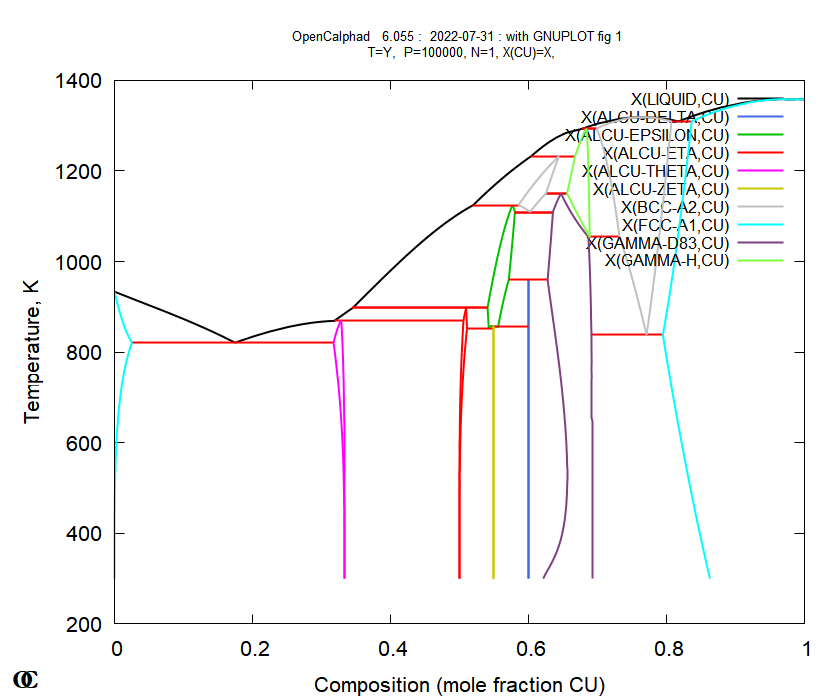

This chart was generated by the following gnuplot code:
# GNUPLOT file generated by OpenCalphad
# OpenCalphad   6.055 :  2022-07-31 : with GNUPLOT fig 1
# subroutine ocplot2B
set terminal wxt size 840,700 font "Arial,16"
#set terminal pdf color solid size 6,5 enhanced font "Arial,16"
#set output "ocgnu.pdf"
set title "OpenCalphad   6.055 :  2022-07-31 : with GNUPLOT fig 1 \n T=Y,  P=100000, N=1, X(CU)=X," font "Arial,10" 
set origin 0.0, 0.0 
set size   1.0000,   1.0000
set xlabel "Composition (mole fraction CU)"
set ylabel "Temperature-K"
set label "~O{.0  C}" at screen 0.02, 0.03 font "Garamond Bold,20"
set key top right font "Arial,12"
set style line  1 lt  1 lc rgb "#000000" lw 2 pt 10
set style line  2 lt  1 lc rgb "#4169E1" lw 2 pt 6
set style line  3 lt  1 lc rgb "#00C000" lw 2 pt 3
set style line  4 lt  1 lc rgb "#FF0000" lw 2 pt 2
set style line  5 lt  1 lc rgb "#FF00FF" lw 2 pt 4
set style line  6 lt  1 lc rgb "#C8C800" lw 2 pt 5
set style line  7 lt  1 lc rgb "#C0C0C0" lw 2 pt 7
set style line  8 lt  1 lc rgb "#00FFFF" lw 2 pt 8
set style line  9 lt  1 lc rgb "#804080" lw 2 pt 9
set style line 10 lt  1 lc rgb "#7CFF40" lw 2 pt 1
# for invariants, faded read
set style line 100 lt 1 lc rgb "#FF3333" lw 3 pt 1

# Some useful GNUPLOT commands for editing the figure
# This is a dashed line (on pdf/wxt):
# set style line 15 lt 0 lc rgb "#C8C800" lw 2 pt 2

# set pointsize 0.6
# set label "text" at 0.5, 0.5 rotate by 60 font "arial,12"
# set xrange [0.5 : 0.7] 
# Adding manually a line and keep scaling:
# set arrow x0, y0 to x1,y1 nohead linestyle 1
# Add a red dot at 0.1,1000:
# set obj 1 circle fc rgb "#FF0000" fs sol size 0.02 noclip at 1,1
# Plotting symbols instead of line:
# ... using 2:i with points pt 7 ps 3 
# set multiplot
# set xrange [] writeback
#  ... plot someting
# set xrange restore
#  ... plot more using same axis scaling 
# unset multiplot



# begin of data with lines    935
$OCT220731102356 << EOD
KEYS:  Temperature-K X(LIQUID,CU) X(ALCU-DELTA,CU) X(ALCU-EPSILON,CU) X(ALCU-ETA,CU) X(ALCU-THETA,CU) X(ALCU-ZETA,CU) X(BCC-A2,CU) X(FCC-A1,CU) X(GAMMA-D83,CU) X(GAMMA-H,CU) 
 # First line: ALCU_ETA ALCU_THETA
   1    8.000000E+02 NaN  NaN  NaN     5.034336E-01    3.309100E-01 NaN  NaN  NaN  NaN  NaN 
   2    8.000010E+02 NaN  NaN  NaN     5.034336E-01    3.309100E-01 NaN  NaN  NaN  NaN  NaN 
   3    8.000210E+02 NaN  NaN  NaN     5.034342E-01    3.309095E-01 NaN  NaN  NaN  NaN  NaN 
   4    8.000610E+02 NaN  NaN  NaN     5.034354E-01    3.309086E-01 NaN  NaN  NaN  NaN  NaN 
   5    8.001410E+02 NaN  NaN  NaN     5.034377E-01    3.309066E-01 NaN  NaN  NaN  NaN  NaN 
   6    8.017410E+02 NaN  NaN  NaN     5.034850E-01    3.308677E-01 NaN  NaN  NaN  NaN  NaN 
   7    8.049410E+02 NaN  NaN  NaN     5.035809E-01    3.307884E-01 NaN  NaN  NaN  NaN  NaN 
   8    8.113410E+02 NaN  NaN  NaN     5.037775E-01    3.306241E-01 NaN  NaN  NaN  NaN  NaN 
   9    8.213410E+02 NaN  NaN  NaN     5.040978E-01    3.303518E-01 NaN  NaN  NaN  NaN  NaN 
  10    8.313410E+02 NaN  NaN  NaN     5.044343E-01    3.300598E-01 NaN  NaN  NaN  NaN  NaN 
  11    8.413410E+02 NaN  NaN  NaN     5.047869E-01    3.297473E-01 NaN  NaN  NaN  NaN  NaN 
  12    8.513410E+02 NaN  NaN  NaN     5.051555E-01    3.294135E-01 NaN  NaN  NaN  NaN  NaN 
  13    8.613410E+02 NaN  NaN  NaN     5.055401E-01    3.290577E-01 NaN  NaN  NaN  NaN  NaN 
  14    8.690040E+02    0.000000E+00    0.000000E+00    0.000000E+00    5.058456E-01    3.287696E-01    0.000000E+00    0.000000E+00    0.000000E+00    0.000000E+00    0.000000E+00
# shift of line   1


  15    8.690040E+02    0.000000E+00    0.000000E+00    0.000000E+00    3.287696E-01    0.000000E+00    0.000000E+00    0.000000E+00    0.000000E+00    0.000000E+00    0.000000E+00
  16    8.690040E+02    0.000000E+00    0.000000E+00    0.000000E+00    5.058456E-01    0.000000E+00    0.000000E+00    0.000000E+00    0.000000E+00    0.000000E+00    0.000000E+00
  17    8.690040E+02    0.000000E+00    0.000000E+00    0.000000E+00    3.185673E-01    0.000000E+00    0.000000E+00    0.000000E+00    0.000000E+00    0.000000E+00    0.000000E+00
# shift of line   2


  18    8.000000E+02 NaN  NaN  NaN     5.034336E-01    3.309100E-01 NaN  NaN  NaN  NaN  NaN 
  19    7.999990E+02 NaN  NaN  NaN     5.034336E-01    3.309101E-01 NaN  NaN  NaN  NaN  NaN 
  20    7.999790E+02 NaN  NaN  NaN     5.034330E-01    3.309105E-01 NaN  NaN  NaN  NaN  NaN 
  21    7.999390E+02 NaN  NaN  NaN     5.034318E-01    3.309115E-01 NaN  NaN  NaN  NaN  NaN 
  22    7.998590E+02 NaN  NaN  NaN     5.034294E-01    3.309134E-01 NaN  NaN  NaN  NaN  NaN 
  23    7.982590E+02 NaN  NaN  NaN     5.033826E-01    3.309518E-01 NaN  NaN  NaN  NaN  NaN 
  24    7.950590E+02 NaN  NaN  NaN     5.032902E-01    3.310273E-01 NaN  NaN  NaN  NaN  NaN 
  25    7.886590E+02 NaN  NaN  NaN     5.031103E-01    3.311728E-01 NaN  NaN  NaN  NaN  NaN 
  26    7.786590E+02 NaN  NaN  NaN     5.028421E-01    3.313862E-01 NaN  NaN  NaN  NaN  NaN 
  27    7.686590E+02 NaN  NaN  NaN     5.025895E-01    3.315832E-01 NaN  NaN  NaN  NaN  NaN 
  28    7.586590E+02 NaN  NaN  NaN     5.023524E-01    3.317648E-01 NaN  NaN  NaN  NaN  NaN 
  29    7.486590E+02 NaN  NaN  NaN     5.021304E-01    3.319316E-01 NaN  NaN  NaN  NaN  NaN 
  30    7.386590E+02 NaN  NaN  NaN     5.019231E-01    3.320845E-01 NaN  NaN  NaN  NaN  NaN 
  31    7.286590E+02 NaN  NaN  NaN     5.017303E-01    3.322242E-01 NaN  NaN  NaN  NaN  NaN 
  32    7.186590E+02 NaN  NaN  NaN     5.015515E-01    3.323515E-01 NaN  NaN  NaN  NaN  NaN 
  33    7.086590E+02 NaN  NaN  NaN     5.013862E-01    3.324672E-01 NaN  NaN  NaN  NaN  NaN 
  34    6.986590E+02 NaN  NaN  NaN     5.012339E-01    3.325720E-01 NaN  NaN  NaN  NaN  NaN 
  35    6.886590E+02 NaN  NaN  NaN     5.010942E-01    3.326666E-01 NaN  NaN  NaN  NaN  NaN 
  36    6.786590E+02 NaN  NaN  NaN     5.009665E-01    3.327517E-01 NaN  NaN  NaN  NaN  NaN 
  37    6.686590E+02 NaN  NaN  NaN     5.008501E-01    3.328281E-01 NaN  NaN  NaN  NaN  NaN 
  38    6.586590E+02 NaN  NaN  NaN     5.007446E-01    3.328962E-01 NaN  NaN  NaN  NaN  NaN 
  39    6.486590E+02 NaN  NaN  NaN     5.006492E-01    3.329569E-01 NaN  NaN  NaN  NaN  NaN 
  40    6.386590E+02 NaN  NaN  NaN     5.005634E-01    3.330106E-01 NaN  NaN  NaN  NaN  NaN 
  41    6.286590E+02 NaN  NaN  NaN     5.004866E-01    3.330580E-01 NaN  NaN  NaN  NaN  NaN 
  42    6.186590E+02 NaN  NaN  NaN     5.004182E-01    3.330997E-01 NaN  NaN  NaN  NaN  NaN 
  43    6.086590E+02 NaN  NaN  NaN     5.003575E-01    3.331361E-01 NaN  NaN  NaN  NaN  NaN 
  44    5.986590E+02 NaN  NaN  NaN     5.003039E-01    3.331678E-01 NaN  NaN  NaN  NaN  NaN 
  45    5.886590E+02 NaN  NaN  NaN     5.002569E-01    3.331952E-01 NaN  NaN  NaN  NaN  NaN 
  46    5.786590E+02 NaN  NaN  NaN     5.002158E-01    3.332188E-01 NaN  NaN  NaN  NaN  NaN 
  47    5.686590E+02 NaN  NaN  NaN     5.001802E-01    3.332389E-01 NaN  NaN  NaN  NaN  NaN 
  48    5.586590E+02 NaN  NaN  NaN     5.001494E-01    3.332561E-01 NaN  NaN  NaN  NaN  NaN 
  49    5.486590E+02 NaN  NaN  NaN     5.001230E-01    3.332706E-01 NaN  NaN  NaN  NaN  NaN 
  50    5.386590E+02 NaN  NaN  NaN     5.001006E-01    3.332828E-01 NaN  NaN  NaN  NaN  NaN 
  51    5.286590E+02 NaN  NaN  NaN     5.000816E-01    3.332929E-01 NaN  NaN  NaN  NaN  NaN 
  52    5.186590E+02 NaN  NaN  NaN     5.000656E-01    3.333013E-01 NaN  NaN  NaN  NaN  NaN 
  53    5.086590E+02 NaN  NaN  NaN     5.000523E-01    3.333082E-01 NaN  NaN  NaN  NaN  NaN 
  54    4.986590E+02 NaN  NaN  NaN     5.000414E-01    3.333138E-01 NaN  NaN  NaN  NaN  NaN 
  55    4.886590E+02 NaN  NaN  NaN     5.000324E-01    3.333183E-01 NaN  NaN  NaN  NaN  NaN 
  56    4.786590E+02 NaN  NaN  NaN     5.000251E-01    3.333219E-01 NaN  NaN  NaN  NaN  NaN 
  57    4.686590E+02 NaN  NaN  NaN     5.000192E-01    3.333247E-01 NaN  NaN  NaN  NaN  NaN 
  58    4.586590E+02 NaN  NaN  NaN     5.000146E-01    3.333269E-01 NaN  NaN  NaN  NaN  NaN 
  59    4.486590E+02 NaN  NaN  NaN     5.000109E-01    3.333286E-01 NaN  NaN  NaN  NaN  NaN 
  60    4.386590E+02 NaN  NaN  NaN     5.000080E-01    3.333299E-01 NaN  NaN  NaN  NaN  NaN 
  61    4.286590E+02 NaN  NaN  NaN     5.000058E-01    3.333309E-01 NaN  NaN  NaN  NaN  NaN 
  62    4.186590E+02 NaN  NaN  NaN     5.000042E-01    3.333316E-01 NaN  NaN  NaN  NaN  NaN 
  63    4.086590E+02 NaN  NaN  NaN     5.000030E-01    3.333322E-01 NaN  NaN  NaN  NaN  NaN 
  64    3.986590E+02 NaN  NaN  NaN     5.000020E-01    3.333325E-01 NaN  NaN  NaN  NaN  NaN 
  65    3.886590E+02 NaN  NaN  NaN     5.000014E-01    3.333328E-01 NaN  NaN  NaN  NaN  NaN 
  66    3.786590E+02 NaN  NaN  NaN     5.000009E-01    3.333330E-01 NaN  NaN  NaN  NaN  NaN 
  67    3.686590E+02 NaN  NaN  NaN     5.000006E-01    3.333331E-01 NaN  NaN  NaN  NaN  NaN 
  68    3.586590E+02 NaN  NaN  NaN     5.000004E-01    3.333332E-01 NaN  NaN  NaN  NaN  NaN 
  69    3.486590E+02 NaN  NaN  NaN     5.000002E-01    3.333333E-01 NaN  NaN  NaN  NaN  NaN 
  70    3.386590E+02 NaN  NaN  NaN     5.000001E-01    3.333333E-01 NaN  NaN  NaN  NaN  NaN 
  71    3.286590E+02 NaN  NaN  NaN     5.000001E-01    3.333333E-01 NaN  NaN  NaN  NaN  NaN 
  72    3.186590E+02 NaN  NaN  NaN     5.000000E-01    3.333333E-01 NaN  NaN  NaN  NaN  NaN 
  73    3.086590E+02 NaN  NaN  NaN     5.000000E-01    3.333333E-01 NaN  NaN  NaN  NaN  NaN 
  74    3.000000E+02    0.000000E+00    0.000000E+00    0.000000E+00    5.000000E-01    3.333333E-01    0.000000E+00    0.000000E+00    0.000000E+00    0.000000E+00    0.000000E+00
# shift of line   3


  75    1.124068E+03 NaN  NaN     5.766542E-01 NaN  NaN  NaN     5.853053E-01 NaN  NaN  NaN 
  76    1.124067E+03 NaN  NaN     5.766547E-01 NaN  NaN  NaN     5.853075E-01 NaN  NaN  NaN 
  77    1.124047E+03 NaN  NaN     5.766648E-01 NaN  NaN  NaN     5.853501E-01 NaN  NaN  NaN 
  78    1.124007E+03 NaN  NaN     5.766849E-01 NaN  NaN  NaN     5.854348E-01 NaN  NaN  NaN 
  79    1.123927E+03 NaN  NaN     5.767245E-01 NaN  NaN  NaN     5.856023E-01 NaN  NaN  NaN 
  80    1.122327E+03 NaN  NaN     5.774105E-01 NaN  NaN  NaN     5.885318E-01 NaN  NaN  NaN 
  81    1.119127E+03 NaN  NaN     5.784334E-01 NaN  NaN  NaN     5.930101E-01 NaN  NaN  NaN 
  82    1.112727E+03 NaN  NaN     5.798668E-01 NaN  NaN  NaN     5.995540E-01 NaN  NaN  NaN 
  83    1.109320E+03    0.000000E+00    0.000000E+00    5.804582E-01    0.000000E+00    0.000000E+00    0.000000E+00    6.023638E-01    0.000000E+00    0.000000E+00    0.000000E+00
# shift of line   4


  84    1.109320E+03    0.000000E+00    0.000000E+00    0.000000E+00    6.354816E-01    0.000000E+00    0.000000E+00    0.000000E+00    0.000000E+00    0.000000E+00    0.000000E+00
  85    1.109320E+03    0.000000E+00    0.000000E+00    0.000000E+00    6.023638E-01    0.000000E+00    0.000000E+00    0.000000E+00    0.000000E+00    0.000000E+00    0.000000E+00
  86    1.109320E+03    0.000000E+00    0.000000E+00    0.000000E+00    5.804582E-01    0.000000E+00    0.000000E+00    0.000000E+00    0.000000E+00    0.000000E+00    0.000000E+00
# shift of line   5


  87    1.124068E+03    5.196064E-01 NaN     5.766541E-01 NaN  NaN  NaN  NaN  NaN  NaN  NaN 
  88    1.124067E+03    5.196052E-01 NaN     5.766539E-01 NaN  NaN  NaN  NaN  NaN  NaN  NaN 
  89    1.124047E+03    5.195808E-01 NaN     5.766483E-01 NaN  NaN  NaN  NaN  NaN  NaN  NaN 
  90    1.124007E+03    5.195321E-01 NaN     5.766372E-01 NaN  NaN  NaN  NaN  NaN  NaN  NaN 
  91    1.123927E+03    5.194347E-01 NaN     5.766151E-01 NaN  NaN  NaN  NaN  NaN  NaN  NaN 
  92    1.122327E+03    5.175077E-01 NaN     5.761767E-01 NaN  NaN  NaN  NaN  NaN  NaN  NaN 
  93    1.119127E+03    5.137628E-01 NaN     5.753265E-01 NaN  NaN  NaN  NaN  NaN  NaN  NaN 
  94    1.112727E+03    5.066471E-01 NaN     5.737175E-01 NaN  NaN  NaN  NaN  NaN  NaN  NaN 
  95    1.102727E+03    4.963169E-01 NaN     5.713972E-01 NaN  NaN  NaN  NaN  NaN  NaN  NaN 
  96    1.092727E+03    4.867139E-01 NaN     5.692580E-01 NaN  NaN  NaN  NaN  NaN  NaN  NaN 
  97    1.082727E+03    4.776634E-01 NaN     5.672588E-01 NaN  NaN  NaN  NaN  NaN  NaN  NaN 
  98    1.072727E+03    4.690481E-01 NaN     5.653719E-01 NaN  NaN  NaN  NaN  NaN  NaN  NaN 
  99    1.062727E+03    4.607844E-01 NaN     5.635778E-01 NaN  NaN  NaN  NaN  NaN  NaN  NaN 
 100    1.052727E+03    4.528100E-01 NaN     5.618620E-01 NaN  NaN  NaN  NaN  NaN  NaN  NaN 
 101    1.042727E+03    4.450770E-01 NaN     5.602134E-01 NaN  NaN  NaN  NaN  NaN  NaN  NaN 
 102    1.032727E+03    4.375475E-01 NaN     5.586235E-01 NaN  NaN  NaN  NaN  NaN  NaN  NaN 
 103    1.022727E+03    4.301907E-01 NaN     5.570852E-01 NaN  NaN  NaN  NaN  NaN  NaN  NaN 
 104    1.012727E+03    4.229810E-01 NaN     5.555931E-01 NaN  NaN  NaN  NaN  NaN  NaN  NaN 
 105    1.002727E+03    4.158969E-01 NaN     5.541423E-01 NaN  NaN  NaN  NaN  NaN  NaN  NaN 
 106    9.927269E+02    4.089198E-01 NaN     5.527290E-01 NaN  NaN  NaN  NaN  NaN  NaN  NaN 
 107    9.827269E+02    4.020336E-01 NaN     5.513499E-01 NaN  NaN  NaN  NaN  NaN  NaN  NaN 
 108    9.727269E+02    3.952238E-01 NaN     5.500020E-01 NaN  NaN  NaN  NaN  NaN  NaN  NaN 
 109    9.627269E+02    3.884777E-01 NaN     5.486831E-01 NaN  NaN  NaN  NaN  NaN  NaN  NaN 
 110    9.527269E+02    3.817834E-01 NaN     5.473909E-01 NaN  NaN  NaN  NaN  NaN  NaN  NaN 
 111    9.427269E+02    3.751302E-01 NaN     5.461235E-01 NaN  NaN  NaN  NaN  NaN  NaN  NaN 
 112    9.327269E+02    3.685079E-01 NaN     5.448794E-01 NaN  NaN  NaN  NaN  NaN  NaN  NaN 
 113    9.227269E+02    3.619069E-01 NaN     5.436570E-01 NaN  NaN  NaN  NaN  NaN  NaN  NaN 
 114    9.127269E+02    3.553189E-01 NaN     5.424551E-01 NaN  NaN  NaN  NaN  NaN  NaN  NaN 
 115    9.027269E+02    3.487359E-01 NaN     5.412729E-01 NaN  NaN  NaN  NaN  NaN  NaN  NaN 
 116    8.980744E+02    3.456726E-01    0.000000E+00    5.407292E-01    0.000000E+00    0.000000E+00    0.000000E+00    0.000000E+00    0.000000E+00    0.000000E+00    0.000000E+00
# shift of line   6


 117    8.980744E+02    0.000000E+00    0.000000E+00    0.000000E+00    5.097096E-01    0.000000E+00    0.000000E+00    0.000000E+00    0.000000E+00    0.000000E+00    0.000000E+00
 118    8.980744E+02    0.000000E+00    0.000000E+00    0.000000E+00    5.407292E-01    0.000000E+00    0.000000E+00    0.000000E+00    0.000000E+00    0.000000E+00    0.000000E+00
 119    8.980744E+02    0.000000E+00    0.000000E+00    0.000000E+00    3.456726E-01    0.000000E+00    0.000000E+00    0.000000E+00    0.000000E+00    0.000000E+00    0.000000E+00
# shift of line   7


 120    1.054225E+03 NaN  NaN  NaN  NaN  NaN  NaN     7.320396E-01 NaN  NaN     6.888068E-01
 121    1.054226E+03 NaN  NaN  NaN  NaN  NaN  NaN     7.320395E-01 NaN  NaN     6.888068E-01
 122    1.054246E+03 NaN  NaN  NaN  NaN  NaN  NaN     7.320377E-01 NaN  NaN     6.888066E-01
 123    1.054286E+03 NaN  NaN  NaN  NaN  NaN  NaN     7.320341E-01 NaN  NaN     6.888062E-01
 124    1.054366E+03 NaN  NaN  NaN  NaN  NaN  NaN     7.320270E-01 NaN  NaN     6.888054E-01
 125    1.055966E+03 NaN  NaN  NaN  NaN  NaN  NaN     7.318833E-01 NaN  NaN     6.887893E-01
 126    1.059166E+03 NaN  NaN  NaN  NaN  NaN  NaN     7.315947E-01 NaN  NaN     6.887569E-01
 127    1.065566E+03 NaN  NaN  NaN  NaN  NaN  NaN     7.310117E-01 NaN  NaN     6.886913E-01
 128    1.075566E+03 NaN  NaN  NaN  NaN  NaN  NaN     7.300849E-01 NaN  NaN     6.885864E-01
 129    1.085566E+03 NaN  NaN  NaN  NaN  NaN  NaN     7.291377E-01 NaN  NaN     6.884784E-01
 130    1.095566E+03 NaN  NaN  NaN  NaN  NaN  NaN     7.281692E-01 NaN  NaN     6.883671E-01
 131    1.105566E+03 NaN  NaN  NaN  NaN  NaN  NaN     7.271766E-01 NaN  NaN     6.882523E-01
 132    1.115566E+03 NaN  NaN  NaN  NaN  NaN  NaN     7.261595E-01 NaN  NaN     6.881336E-01
 133    1.125566E+03 NaN  NaN  NaN  NaN  NaN  NaN     7.251159E-01 NaN  NaN     6.880107E-01
 134    1.135566E+03 NaN  NaN  NaN  NaN  NaN  NaN     7.240428E-01 NaN  NaN     6.878833E-01
 135    1.145566E+03 NaN  NaN  NaN  NaN  NaN  NaN     7.229388E-01 NaN  NaN     6.877508E-01
 136    1.155566E+03 NaN  NaN  NaN  NaN  NaN  NaN     7.218008E-01 NaN  NaN     6.876129E-01
 137    1.165566E+03 NaN  NaN  NaN  NaN  NaN  NaN     7.206256E-01 NaN  NaN     6.874690E-01
 138    1.175566E+03 NaN  NaN  NaN  NaN  NaN  NaN     7.194095E-01 NaN  NaN     6.873182E-01
 139    1.185566E+03 NaN  NaN  NaN  NaN  NaN  NaN     7.181483E-01 NaN  NaN     6.871599E-01
 140    1.195566E+03 NaN  NaN  NaN  NaN  NaN  NaN     7.168368E-01 NaN  NaN     6.869930E-01
 141    1.205566E+03 NaN  NaN  NaN  NaN  NaN  NaN     7.154688E-01 NaN  NaN     6.868163E-01
 142    1.215566E+03 NaN  NaN  NaN  NaN  NaN  NaN     7.140369E-01 NaN  NaN     6.866283E-01
 143    1.225566E+03 NaN  NaN  NaN  NaN  NaN  NaN     7.125316E-01 NaN  NaN     6.864273E-01
 144    1.235566E+03 NaN  NaN  NaN  NaN  NaN  NaN     7.109413E-01 NaN  NaN     6.862108E-01
 145    1.245566E+03 NaN  NaN  NaN  NaN  NaN  NaN     7.092506E-01 NaN  NaN     6.859756E-01
 146    1.255566E+03 NaN  NaN  NaN  NaN  NaN  NaN     7.074390E-01 NaN  NaN     6.857176E-01
 147    1.265566E+03 NaN  NaN  NaN  NaN  NaN  NaN     7.054781E-01 NaN  NaN     6.854307E-01
 148    1.275566E+03 NaN  NaN  NaN  NaN  NaN  NaN     7.033263E-01 NaN  NaN     6.851062E-01
 149    1.285566E+03 NaN  NaN  NaN  NaN  NaN  NaN     7.009185E-01 NaN  NaN     6.847299E-01
 150    1.293411E+03    0.000000E+00    0.000000E+00    0.000000E+00    0.000000E+00    0.000000E+00    0.000000E+00    6.987800E-01    0.000000E+00    0.000000E+00    6.843831E-01
# shift of line   8


 151    1.293411E+03    0.000000E+00    0.000000E+00    0.000000E+00    6.843831E-01    0.000000E+00    0.000000E+00    0.000000E+00    0.000000E+00    0.000000E+00    0.000000E+00
 152    1.293411E+03    0.000000E+00    0.000000E+00    0.000000E+00    6.987800E-01    0.000000E+00    0.000000E+00    0.000000E+00    0.000000E+00    0.000000E+00    0.000000E+00
 153    1.293411E+03    0.000000E+00    0.000000E+00    0.000000E+00    6.786629E-01    0.000000E+00    0.000000E+00    0.000000E+00    0.000000E+00    0.000000E+00    0.000000E+00
# shift of line   9


 154    1.054225E+03 NaN  NaN  NaN  NaN  NaN  NaN  NaN  NaN     6.868277E-01    6.888033E-01
 155    1.054226E+03 NaN  NaN  NaN  NaN  NaN  NaN  NaN  NaN     6.868272E-01    6.888030E-01
 156    1.054246E+03 NaN  NaN  NaN  NaN  NaN  NaN  NaN  NaN     6.868164E-01    6.887959E-01
 157    1.054286E+03 NaN  NaN  NaN  NaN  NaN  NaN  NaN  NaN     6.867947E-01    6.887816E-01
 158    1.054366E+03 NaN  NaN  NaN  NaN  NaN  NaN  NaN  NaN     6.867513E-01    6.887530E-01
 159    1.055966E+03 NaN  NaN  NaN  NaN  NaN  NaN  NaN  NaN     6.858887E-01    6.881822E-01
 160    1.059166E+03 NaN  NaN  NaN  NaN  NaN  NaN  NaN  NaN     6.841887E-01    6.870420E-01
 161    1.065566E+03 NaN  NaN  NaN  NaN  NaN  NaN  NaN  NaN     6.808870E-01    6.847669E-01
 162    1.075566E+03 NaN  NaN  NaN  NaN  NaN  NaN  NaN  NaN     6.759780E-01    6.812298E-01
 163    1.085566E+03 NaN  NaN  NaN  NaN  NaN  NaN  NaN  NaN     6.713544E-01    6.777184E-01
 164    1.095566E+03 NaN  NaN  NaN  NaN  NaN  NaN  NaN  NaN     6.669966E-01    6.742375E-01
 165    1.105566E+03 NaN  NaN  NaN  NaN  NaN  NaN  NaN  NaN     6.628864E-01    6.707916E-01
 166    1.115566E+03 NaN  NaN  NaN  NaN  NaN  NaN  NaN  NaN     6.590073E-01    6.673852E-01
 167    1.125566E+03 NaN  NaN  NaN  NaN  NaN  NaN  NaN  NaN     6.553440E-01    6.640222E-01
 168    1.135566E+03 NaN  NaN  NaN  NaN  NaN  NaN  NaN  NaN     6.518828E-01    6.607066E-01
 169    1.145566E+03 NaN  NaN  NaN  NaN  NaN  NaN  NaN  NaN     6.486109E-01    6.574422E-01
 170    1.150501E+03    0.000000E+00    0.000000E+00    0.000000E+00    0.000000E+00    0.000000E+00    0.000000E+00    0.000000E+00    0.000000E+00    6.470624E-01    6.558511E-01
# shift of line  10


 171    1.150501E+03    0.000000E+00    0.000000E+00    0.000000E+00    6.558511E-01    0.000000E+00    0.000000E+00    0.000000E+00    0.000000E+00    0.000000E+00    0.000000E+00
 172    1.150501E+03    0.000000E+00    0.000000E+00    0.000000E+00    6.470624E-01    0.000000E+00    0.000000E+00    0.000000E+00    0.000000E+00    0.000000E+00    0.000000E+00
 173    1.150501E+03    0.000000E+00    0.000000E+00    0.000000E+00    6.253217E-01    0.000000E+00    0.000000E+00    0.000000E+00    0.000000E+00    0.000000E+00    0.000000E+00
# shift of line  11


 174    8.378824E+02 NaN  NaN  NaN  NaN  NaN  NaN  NaN     7.948120E-01    6.912100E-01 NaN 
 175    8.378814E+02 NaN  NaN  NaN  NaN  NaN  NaN  NaN     7.948121E-01    6.912100E-01 NaN 
 176    8.378614E+02 NaN  NaN  NaN  NaN  NaN  NaN  NaN     7.948142E-01    6.912101E-01 NaN 
 177    8.378214E+02 NaN  NaN  NaN  NaN  NaN  NaN  NaN     7.948184E-01    6.912104E-01 NaN 
 178    8.377414E+02 NaN  NaN  NaN  NaN  NaN  NaN  NaN     7.948268E-01    6.912109E-01 NaN 
 179    8.361414E+02 NaN  NaN  NaN  NaN  NaN  NaN  NaN     7.949947E-01    6.912217E-01 NaN 
 180    8.329414E+02 NaN  NaN  NaN  NaN  NaN  NaN  NaN     7.953310E-01    6.912431E-01 NaN 
 181    8.265414E+02 NaN  NaN  NaN  NaN  NaN  NaN  NaN     7.960062E-01    6.912853E-01 NaN 
 182    8.165414E+02 NaN  NaN  NaN  NaN  NaN  NaN  NaN     7.970676E-01    6.913493E-01 NaN 
 183    8.065414E+02 NaN  NaN  NaN  NaN  NaN  NaN  NaN     7.981369E-01    6.914111E-01 NaN 
 184    7.965414E+02 NaN  NaN  NaN  NaN  NaN  NaN  NaN     7.992141E-01    6.914705E-01 NaN 
 185    7.865414E+02 NaN  NaN  NaN  NaN  NaN  NaN  NaN     8.002990E-01    6.915277E-01 NaN 
 186    7.765414E+02 NaN  NaN  NaN  NaN  NaN  NaN  NaN     8.013918E-01    6.915825E-01 NaN 
 187    7.665414E+02 NaN  NaN  NaN  NaN  NaN  NaN  NaN     8.024922E-01    6.916350E-01 NaN 
 188    7.565414E+02 NaN  NaN  NaN  NaN  NaN  NaN  NaN     8.036003E-01    6.916851E-01 NaN 
 189    7.465414E+02 NaN  NaN  NaN  NaN  NaN  NaN  NaN     8.047161E-01    6.917329E-01 NaN 
 190    7.365414E+02 NaN  NaN  NaN  NaN  NaN  NaN  NaN     8.058395E-01    6.917784E-01 NaN 
 191    7.265414E+02 NaN  NaN  NaN  NaN  NaN  NaN  NaN     8.069706E-01    6.918216E-01 NaN 
 192    7.165414E+02 NaN  NaN  NaN  NaN  NaN  NaN  NaN     8.081092E-01    6.918624E-01 NaN 
 193    7.065414E+02 NaN  NaN  NaN  NaN  NaN  NaN  NaN     8.092555E-01    6.919010E-01 NaN 
 194    6.965414E+02 NaN  NaN  NaN  NaN  NaN  NaN  NaN     8.104093E-01    6.919374E-01 NaN 
 195    6.865414E+02 NaN  NaN  NaN  NaN  NaN  NaN  NaN     8.115707E-01    6.919715E-01 NaN 
 196    6.765414E+02 NaN  NaN  NaN  NaN  NaN  NaN  NaN     8.127397E-01    6.920035E-01 NaN 
 197    6.665414E+02 NaN  NaN  NaN  NaN  NaN  NaN  NaN     8.139164E-01    6.920333E-01 NaN 
 198    6.565414E+02 NaN  NaN  NaN  NaN  NaN  NaN  NaN     8.151006E-01    6.920611E-01 NaN 
 199    6.465414E+02 NaN  NaN  NaN  NaN  NaN  NaN  NaN     8.162925E-01    6.920869E-01 NaN 
 200    6.365414E+02 NaN  NaN  NaN  NaN  NaN  NaN  NaN     8.174921E-01    6.921108E-01 NaN 
 201    6.265414E+02 NaN  NaN  NaN  NaN  NaN  NaN  NaN     8.186994E-01    6.921328E-01 NaN 
 202    6.165414E+02 NaN  NaN  NaN  NaN  NaN  NaN  NaN     8.199145E-01    6.921530E-01 NaN 
 203    6.065414E+02 NaN  NaN  NaN  NaN  NaN  NaN  NaN     8.211373E-01    6.921715E-01 NaN 
 204    5.965414E+02 NaN  NaN  NaN  NaN  NaN  NaN  NaN     8.223680E-01    6.921883E-01 NaN 
 205    5.865414E+02 NaN  NaN  NaN  NaN  NaN  NaN  NaN     8.236067E-01    6.922036E-01 NaN 
 206    5.765414E+02 NaN  NaN  NaN  NaN  NaN  NaN  NaN     8.248533E-01    6.922173E-01 NaN 
 207    5.665414E+02 NaN  NaN  NaN  NaN  NaN  NaN  NaN     8.261079E-01    6.922297E-01 NaN 
 208    5.565414E+02 NaN  NaN  NaN  NaN  NaN  NaN  NaN     8.273708E-01    6.922408E-01 NaN 
 209    5.465414E+02 NaN  NaN  NaN  NaN  NaN  NaN  NaN     8.286418E-01    6.922506E-01 NaN 
 210    5.365414E+02 NaN  NaN  NaN  NaN  NaN  NaN  NaN     8.299212E-01    6.922594E-01 NaN 
 211    5.265414E+02 NaN  NaN  NaN  NaN  NaN  NaN  NaN     8.312091E-01    6.922670E-01 NaN 
 212    5.165414E+02 NaN  NaN  NaN  NaN  NaN  NaN  NaN     8.325055E-01    6.922737E-01 NaN 
 213    5.065414E+02 NaN  NaN  NaN  NaN  NaN  NaN  NaN     8.338106E-01    6.922795E-01 NaN 
 214    4.965414E+02 NaN  NaN  NaN  NaN  NaN  NaN  NaN     8.351246E-01    6.922845E-01 NaN 
 215    4.865414E+02 NaN  NaN  NaN  NaN  NaN  NaN  NaN     8.364475E-01    6.922888E-01 NaN 
 216    4.765414E+02 NaN  NaN  NaN  NaN  NaN  NaN  NaN     8.377795E-01    6.922924E-01 NaN 
 217    4.665414E+02 NaN  NaN  NaN  NaN  NaN  NaN  NaN     8.391209E-01    6.922955E-01 NaN 
 218    4.565414E+02 NaN  NaN  NaN  NaN  NaN  NaN  NaN     8.404717E-01    6.922980E-01 NaN 
 219    4.465414E+02 NaN  NaN  NaN  NaN  NaN  NaN  NaN     8.418322E-01    6.923001E-01 NaN 
 220    4.365414E+02 NaN  NaN  NaN  NaN  NaN  NaN  NaN     8.432026E-01    6.923018E-01 NaN 
 221    4.265414E+02 NaN  NaN  NaN  NaN  NaN  NaN  NaN     8.445831E-01    6.923032E-01 NaN 
 222    4.165414E+02 NaN  NaN  NaN  NaN  NaN  NaN  NaN     8.459739E-01    6.923043E-01 NaN 
 223    4.065414E+02 NaN  NaN  NaN  NaN  NaN  NaN  NaN     8.473753E-01    6.923052E-01 NaN 
 224    3.965414E+02 NaN  NaN  NaN  NaN  NaN  NaN  NaN     8.487875E-01    6.923059E-01 NaN 
 225    3.865414E+02 NaN  NaN  NaN  NaN  NaN  NaN  NaN     8.502108E-01    6.923064E-01 NaN 
 226    3.765414E+02 NaN  NaN  NaN  NaN  NaN  NaN  NaN     8.516456E-01    6.923068E-01 NaN 
 227    3.665414E+02 NaN  NaN  NaN  NaN  NaN  NaN  NaN     8.530920E-01    6.923070E-01 NaN 
 228    3.565414E+02 NaN  NaN  NaN  NaN  NaN  NaN  NaN     8.545505E-01    6.923073E-01 NaN 
 229    3.465414E+02 NaN  NaN  NaN  NaN  NaN  NaN  NaN     8.560214E-01    6.923074E-01 NaN 
 230    3.365414E+02 NaN  NaN  NaN  NaN  NaN  NaN  NaN     8.575051E-01    6.923075E-01 NaN 
 231    3.265414E+02 NaN  NaN  NaN  NaN  NaN  NaN  NaN     8.590020E-01    6.923076E-01 NaN 
 232    3.165414E+02 NaN  NaN  NaN  NaN  NaN  NaN  NaN     8.605125E-01    6.923076E-01 NaN 
 233    3.065414E+02 NaN  NaN  NaN  NaN  NaN  NaN  NaN     8.620372E-01    6.923077E-01 NaN 
 234    3.000000E+02    0.000000E+00    0.000000E+00    0.000000E+00    0.000000E+00    0.000000E+00    0.000000E+00    0.000000E+00    8.630423E-01    6.923077E-01    0.000000E+00
# shift of line  12


 235    8.378925E+02 NaN  NaN  NaN  NaN  NaN  NaN     7.711624E-01 NaN     6.912099E-01 NaN 
 236    8.378935E+02 NaN  NaN  NaN  NaN  NaN  NaN     7.711623E-01 NaN     6.912099E-01 NaN 
 237    8.379135E+02 NaN  NaN  NaN  NaN  NaN  NaN     7.711592E-01 NaN     6.912097E-01 NaN 
 238    8.379535E+02 NaN  NaN  NaN  NaN  NaN  NaN     7.711529E-01 NaN     6.912093E-01 NaN 
 239    8.380335E+02 NaN  NaN  NaN  NaN  NaN  NaN     7.711405E-01 NaN     6.912085E-01 NaN 
 240    8.396335E+02 NaN  NaN  NaN  NaN  NaN  NaN     7.708916E-01 NaN     6.911931E-01 NaN 
 241    8.428335E+02 NaN  NaN  NaN  NaN  NaN  NaN     7.703933E-01 NaN     6.911618E-01 NaN 
 242    8.492335E+02 NaN  NaN  NaN  NaN  NaN  NaN     7.693908E-01 NaN     6.910972E-01 NaN 
 243    8.592335E+02 NaN  NaN  NaN  NaN  NaN  NaN     7.678131E-01 NaN     6.909906E-01 NaN 
 244    8.692335E+02 NaN  NaN  NaN  NaN  NaN  NaN     7.662200E-01 NaN     6.908770E-01 NaN 
 245    8.792335E+02 NaN  NaN  NaN  NaN  NaN  NaN     7.646104E-01 NaN     6.907559E-01 NaN 
 246    8.892335E+02 NaN  NaN  NaN  NaN  NaN  NaN     7.629833E-01 NaN     6.906271E-01 NaN 
 247    8.992335E+02 NaN  NaN  NaN  NaN  NaN  NaN     7.613376E-01 NaN     6.904899E-01 NaN 
 248    9.092335E+02 NaN  NaN  NaN  NaN  NaN  NaN     7.596721E-01 NaN     6.903442E-01 NaN 
 249    9.192335E+02 NaN  NaN  NaN  NaN  NaN  NaN     7.579853E-01 NaN     6.901893E-01 NaN 
 250    9.292335E+02 NaN  NaN  NaN  NaN  NaN  NaN     7.562758E-01 NaN     6.900248E-01 NaN 
 251    9.392335E+02 NaN  NaN  NaN  NaN  NaN  NaN     7.545420E-01 NaN     6.898502E-01 NaN 
 252    9.492335E+02 NaN  NaN  NaN  NaN  NaN  NaN     7.527820E-01 NaN     6.896647E-01 NaN 
 253    9.592335E+02 NaN  NaN  NaN  NaN  NaN  NaN     7.509939E-01 NaN     6.894678E-01 NaN 
 254    9.692335E+02 NaN  NaN  NaN  NaN  NaN  NaN     7.491755E-01 NaN     6.892586E-01 NaN 
 255    9.792335E+02 NaN  NaN  NaN  NaN  NaN  NaN     7.473243E-01 NaN     6.890364E-01 NaN 
 256    9.892335E+02 NaN  NaN  NaN  NaN  NaN  NaN     7.454374E-01 NaN     6.888003E-01 NaN 
 257    9.992335E+02 NaN  NaN  NaN  NaN  NaN  NaN     7.435118E-01 NaN     6.885490E-01 NaN 
 258    1.009233E+03 NaN  NaN  NaN  NaN  NaN  NaN     7.415438E-01 NaN     6.882815E-01 NaN 
 259    1.019233E+03 NaN  NaN  NaN  NaN  NaN  NaN     7.395293E-01 NaN     6.879963E-01 NaN 
 260    1.029233E+03 NaN  NaN  NaN  NaN  NaN  NaN     7.374636E-01 NaN     6.876918E-01 NaN 
 261    1.039233E+03 NaN  NaN  NaN  NaN  NaN  NaN     7.353411E-01 NaN     6.873660E-01 NaN 
 262    1.049233E+03 NaN  NaN  NaN  NaN  NaN  NaN     7.331553E-01 NaN     6.870167E-01 NaN 
 263    1.054215E+03    0.000000E+00    0.000000E+00    0.000000E+00    0.000000E+00    0.000000E+00    0.000000E+00    7.320405E-01    0.000000E+00    6.868332E-01    0.000000E+00
# shift of line  13


 264    1.054215E+03    0.000000E+00    0.000000E+00    0.000000E+00    6.888069E-01    0.000000E+00    0.000000E+00    0.000000E+00    0.000000E+00    0.000000E+00    0.000000E+00
 265    1.054215E+03    0.000000E+00    0.000000E+00    0.000000E+00    6.868332E-01    0.000000E+00    0.000000E+00    0.000000E+00    0.000000E+00    0.000000E+00    0.000000E+00
 266    1.054215E+03    0.000000E+00    0.000000E+00    0.000000E+00    7.320405E-01    0.000000E+00    0.000000E+00    0.000000E+00    0.000000E+00    0.000000E+00    0.000000E+00
# shift of line  14


 267    1.309276E+03 NaN  NaN  NaN  NaN  NaN  NaN     8.073528E-01    8.366113E-01 NaN  NaN 
 268    1.309275E+03 NaN  NaN  NaN  NaN  NaN  NaN     8.073527E-01    8.366112E-01 NaN  NaN 
 269    1.309255E+03 NaN  NaN  NaN  NaN  NaN  NaN     8.073514E-01    8.366098E-01 NaN  NaN 
 270    1.309215E+03 NaN  NaN  NaN  NaN  NaN  NaN     8.073488E-01    8.366070E-01 NaN  NaN 
 271    1.309135E+03 NaN  NaN  NaN  NaN  NaN  NaN     8.073435E-01    8.366013E-01 NaN  NaN 
 272    1.307535E+03 NaN  NaN  NaN  NaN  NaN  NaN     8.072373E-01    8.364879E-01 NaN  NaN 
 273    1.304335E+03 NaN  NaN  NaN  NaN  NaN  NaN     8.070248E-01    8.362608E-01 NaN  NaN 
 274    1.297935E+03 NaN  NaN  NaN  NaN  NaN  NaN     8.065992E-01    8.358050E-01 NaN  NaN 
 275    1.287935E+03 NaN  NaN  NaN  NaN  NaN  NaN     8.059322E-01    8.350889E-01 NaN  NaN 
 276    1.277935E+03 NaN  NaN  NaN  NaN  NaN  NaN     8.052627E-01    8.343678E-01 NaN  NaN 
 277    1.267935E+03 NaN  NaN  NaN  NaN  NaN  NaN     8.045907E-01    8.336417E-01 NaN  NaN 
 278    1.257935E+03 NaN  NaN  NaN  NaN  NaN  NaN     8.039161E-01    8.329103E-01 NaN  NaN 
 279    1.247935E+03 NaN  NaN  NaN  NaN  NaN  NaN     8.032386E-01    8.321736E-01 NaN  NaN 
 280    1.237935E+03 NaN  NaN  NaN  NaN  NaN  NaN     8.025584E-01    8.314315E-01 NaN  NaN 
 281    1.227935E+03 NaN  NaN  NaN  NaN  NaN  NaN     8.018751E-01    8.306837E-01 NaN  NaN 
 282    1.217935E+03 NaN  NaN  NaN  NaN  NaN  NaN     8.011888E-01    8.299301E-01 NaN  NaN 
 283    1.207935E+03 NaN  NaN  NaN  NaN  NaN  NaN     8.004994E-01    8.291710E-01 NaN  NaN 
 284    1.197935E+03 NaN  NaN  NaN  NaN  NaN  NaN     7.998066E-01    8.284051E-01 NaN  NaN 
 285    1.187935E+03 NaN  NaN  NaN  NaN  NaN  NaN     7.991104E-01    8.276333E-01 NaN  NaN 
 286    1.177935E+03 NaN  NaN  NaN  NaN  NaN  NaN     7.984106E-01    8.268551E-01 NaN  NaN 
 287    1.167935E+03 NaN  NaN  NaN  NaN  NaN  NaN     7.977071E-01    8.260704E-01 NaN  NaN 
 288    1.157935E+03 NaN  NaN  NaN  NaN  NaN  NaN     7.969999E-01    8.252789E-01 NaN  NaN 
 289    1.147935E+03 NaN  NaN  NaN  NaN  NaN  NaN     7.962887E-01    8.244804E-01 NaN  NaN 
 290    1.137935E+03 NaN  NaN  NaN  NaN  NaN  NaN     7.955737E-01    8.236749E-01 NaN  NaN 
 291    1.127935E+03 NaN  NaN  NaN  NaN  NaN  NaN     7.948538E-01    8.228620E-01 NaN  NaN 
 292    1.117935E+03 NaN  NaN  NaN  NaN  NaN  NaN     7.941298E-01    8.220416E-01 NaN  NaN 
 293    1.107935E+03 NaN  NaN  NaN  NaN  NaN  NaN     7.934013E-01    8.212134E-01 NaN  NaN 
 294    1.097935E+03 NaN  NaN  NaN  NaN  NaN  NaN     7.926680E-01    8.203773E-01 NaN  NaN 
 295    1.087935E+03 NaN  NaN  NaN  NaN  NaN  NaN     7.919298E-01    8.195330E-01 NaN  NaN 
 296    1.077935E+03 NaN  NaN  NaN  NaN  NaN  NaN     7.911866E-01    8.186803E-01 NaN  NaN 
 297    1.067935E+03 NaN  NaN  NaN  NaN  NaN  NaN     7.904380E-01    8.178188E-01 NaN  NaN 
 298    1.057935E+03 NaN  NaN  NaN  NaN  NaN  NaN     7.896840E-01    8.169484E-01 NaN  NaN 
 299    1.047935E+03 NaN  NaN  NaN  NaN  NaN  NaN     7.889243E-01    8.160689E-01 NaN  NaN 
 300    1.037935E+03 NaN  NaN  NaN  NaN  NaN  NaN     7.881588E-01    8.151798E-01 NaN  NaN 
 301    1.027935E+03 NaN  NaN  NaN  NaN  NaN  NaN     7.873871E-01    8.142809E-01 NaN  NaN 
 302    1.017935E+03 NaN  NaN  NaN  NaN  NaN  NaN     7.866090E-01    8.133719E-01 NaN  NaN 
 303    1.007935E+03 NaN  NaN  NaN  NaN  NaN  NaN     7.858244E-01    8.124525E-01 NaN  NaN 
 304    9.979349E+02 NaN  NaN  NaN  NaN  NaN  NaN     7.850330E-01    8.115223E-01 NaN  NaN 
 305    9.879349E+02 NaN  NaN  NaN  NaN  NaN  NaN     7.842344E-01    8.105814E-01 NaN  NaN 
 306    9.779349E+02 NaN  NaN  NaN  NaN  NaN  NaN     7.834284E-01    8.096281E-01 NaN  NaN 
 307    9.679349E+02 NaN  NaN  NaN  NaN  NaN  NaN     7.826147E-01    8.086634E-01 NaN  NaN 
 308    9.579349E+02 NaN  NaN  NaN  NaN  NaN  NaN     7.817930E-01    8.076864E-01 NaN  NaN 
 309    9.479349E+02 NaN  NaN  NaN  NaN  NaN  NaN     7.809630E-01    8.066967E-01 NaN  NaN 
 310    9.379349E+02 NaN  NaN  NaN  NaN  NaN  NaN     7.801244E-01    8.056938E-01 NaN  NaN 
 311    9.279349E+02 NaN  NaN  NaN  NaN  NaN  NaN     7.792766E-01    8.046772E-01 NaN  NaN 
 312    9.179349E+02 NaN  NaN  NaN  NaN  NaN  NaN     7.784195E-01    8.036464E-01 NaN  NaN 
 313    9.079349E+02 NaN  NaN  NaN  NaN  NaN  NaN     7.775526E-01    8.026009E-01 NaN  NaN 
 314    8.979349E+02 NaN  NaN  NaN  NaN  NaN  NaN     7.766753E-01    8.015402E-01 NaN  NaN 
 315    8.879349E+02 NaN  NaN  NaN  NaN  NaN  NaN     7.757874E-01    8.004635E-01 NaN  NaN 
 316    8.779349E+02 NaN  NaN  NaN  NaN  NaN  NaN     7.748883E-01    7.993703E-01 NaN  NaN 
 317    8.679349E+02 NaN  NaN  NaN  NaN  NaN  NaN     7.739774E-01    7.982600E-01 NaN  NaN 
 318    8.579349E+02 NaN  NaN  NaN  NaN  NaN  NaN     7.730543E-01    7.971317E-01 NaN  NaN 
 319    8.479349E+02 NaN  NaN  NaN  NaN  NaN  NaN     7.721184E-01    7.959847E-01 NaN  NaN 
 320    8.379349E+02 NaN  NaN  NaN  NaN  NaN  NaN     7.711690E-01    7.948182E-01 NaN  NaN 
 321    8.378825E+02    0.000000E+00    0.000000E+00    0.000000E+00    0.000000E+00    0.000000E+00    0.000000E+00    7.711640E-01    7.948120E-01    0.000000E+00    0.000000E+00
# shift of line  15


 322    8.378825E+02    0.000000E+00    0.000000E+00    0.000000E+00    6.912100E-01    0.000000E+00    0.000000E+00    0.000000E+00    0.000000E+00    0.000000E+00    0.000000E+00
 323    8.378825E+02    0.000000E+00    0.000000E+00    0.000000E+00    7.948120E-01    0.000000E+00    0.000000E+00    0.000000E+00    0.000000E+00    0.000000E+00    0.000000E+00
 324    8.378825E+02    0.000000E+00    0.000000E+00    0.000000E+00    7.711640E-01    0.000000E+00    0.000000E+00    0.000000E+00    0.000000E+00    0.000000E+00    0.000000E+00
# shift of line  16


 325    1.309286E+03    8.176007E-01 NaN  NaN  NaN  NaN  NaN  NaN     8.366250E-01 NaN  NaN 
 326    1.309287E+03    8.176023E-01 NaN  NaN  NaN  NaN  NaN  NaN     8.366264E-01 NaN  NaN 
 327    1.309307E+03    8.176346E-01 NaN  NaN  NaN  NaN  NaN  NaN     8.366538E-01 NaN  NaN 
 328    1.309347E+03    8.176992E-01 NaN  NaN  NaN  NaN  NaN  NaN     8.367086E-01 NaN  NaN 
 329    1.309427E+03    8.178285E-01 NaN  NaN  NaN  NaN  NaN  NaN     8.368184E-01 NaN  NaN 
 330    1.311027E+03    8.204359E-01 NaN  NaN  NaN  NaN  NaN  NaN     8.390328E-01 NaN  NaN 
 331    1.314227E+03    8.257809E-01 NaN  NaN  NaN  NaN  NaN  NaN     8.435765E-01 NaN  NaN 
 332    1.320627E+03    8.370659E-01 NaN  NaN  NaN  NaN  NaN  NaN     8.531904E-01 NaN  NaN 
 333    1.330627E+03    8.567736E-01 NaN  NaN  NaN  NaN  NaN  NaN     8.700569E-01 NaN  NaN 
 334    1.340627E+03    8.804398E-01 NaN  NaN  NaN  NaN  NaN  NaN     8.904687E-01 NaN  NaN 
 335    1.350627E+03    9.124155E-01 NaN  NaN  NaN  NaN  NaN  NaN     9.184012E-01 NaN  NaN 
 336    1.351627E+03    9.165542E-01 NaN  NaN  NaN  NaN  NaN  NaN     9.220533E-01 NaN  NaN 
 337    1.352627E+03    9.210021E-01 NaN  NaN  NaN  NaN  NaN  NaN     9.259894E-01 NaN  NaN 
 338    1.353627E+03    9.258399E-01 NaN  NaN  NaN  NaN  NaN  NaN     9.302843E-01 NaN  NaN 
 339    1.354627E+03    9.311903E-01 NaN  NaN  NaN  NaN  NaN  NaN     9.350524E-01 NaN  NaN 
 340    1.354627E+03    9.311906E-01 NaN  NaN  NaN  NaN  NaN  NaN     9.350526E-01 NaN  NaN 
 341    1.354627E+03    9.311911E-01 NaN  NaN  NaN  NaN  NaN  NaN     9.350531E-01 NaN  NaN 
 342    1.354627E+03    9.311923E-01 NaN  NaN  NaN  NaN  NaN  NaN     9.350541E-01 NaN  NaN 
 343    1.354677E+03    9.314722E-01 NaN  NaN  NaN  NaN  NaN  NaN     9.353041E-01 NaN  NaN 
 344    1.354726E+03    9.317520E-01 NaN  NaN  NaN  NaN  NaN  NaN     9.355541E-01 NaN  NaN 
 345    1.354774E+03    9.320318E-01 NaN  NaN  NaN  NaN  NaN  NaN     9.358041E-01 NaN  NaN 
 346    1.355243E+03    9.348262E-01 NaN  NaN  NaN  NaN  NaN  NaN     9.383041E-01 NaN  NaN 
 347    1.355681E+03    9.376139E-01 NaN  NaN  NaN  NaN  NaN  NaN     9.408041E-01 NaN  NaN 
 348    1.356088E+03    9.403946E-01 NaN  NaN  NaN  NaN  NaN  NaN     9.433041E-01 NaN  NaN 
 349    1.356465E+03    9.431681E-01 NaN  NaN  NaN  NaN  NaN  NaN     9.458041E-01 NaN  NaN 
 350    1.356811E+03    9.459340E-01 NaN  NaN  NaN  NaN  NaN  NaN     9.483041E-01 NaN  NaN 
 351    1.357127E+03    9.486919E-01 NaN  NaN  NaN  NaN  NaN  NaN     9.508041E-01 NaN  NaN 
 352    1.357413E+03    9.514414E-01 NaN  NaN  NaN  NaN  NaN  NaN     9.533041E-01 NaN  NaN 
 353    1.357670E+03    9.541819E-01 NaN  NaN  NaN  NaN  NaN  NaN     9.558041E-01 NaN  NaN 
 354    1.357898E+03    9.569130E-01 NaN  NaN  NaN  NaN  NaN  NaN     9.583041E-01 NaN  NaN 
 355    1.358097E+03    9.596340E-01 NaN  NaN  NaN  NaN  NaN  NaN     9.608041E-01 NaN  NaN 
 356    1.358267E+03    9.623443E-01 NaN  NaN  NaN  NaN  NaN  NaN     9.633041E-01 NaN  NaN 
 357    1.358409E+03    9.650431E-01 NaN  NaN  NaN  NaN  NaN  NaN     9.658041E-01 NaN  NaN 
 358    1.358524E+03    9.677295E-01 NaN  NaN  NaN  NaN  NaN  NaN     9.683041E-01 NaN  NaN 
 359    1.358611E+03    9.704025E-01 NaN  NaN  NaN  NaN  NaN  NaN     9.708041E-01 NaN  NaN 
 360    1.358671E+03    9.730610E-01 NaN  NaN  NaN  NaN  NaN  NaN     9.733041E-01 NaN  NaN 
 361    1.358705E+03    9.757036E-01 NaN  NaN  NaN  NaN  NaN  NaN     9.758041E-01 NaN  NaN 
 362    1.358712E+03    9.783288E-01 NaN  NaN  NaN  NaN  NaN  NaN     9.783041E-01 NaN  NaN 
 363    1.358694E+03    9.809349E-01 NaN  NaN  NaN  NaN  NaN  NaN     9.808041E-01 NaN  NaN 
 364    1.358651E+03    9.835197E-01 NaN  NaN  NaN  NaN  NaN  NaN     9.833041E-01 NaN  NaN 
 365    1.358583E+03    9.860809E-01 NaN  NaN  NaN  NaN  NaN  NaN     9.858041E-01 NaN  NaN 
 366    1.358492E+03    9.886156E-01 NaN  NaN  NaN  NaN  NaN  NaN     9.883041E-01 NaN  NaN 
 367    1.358377E+03    9.911203E-01 NaN  NaN  NaN  NaN  NaN  NaN     9.908041E-01 NaN  NaN 
 368    1.358240E+03    9.935910E-01 NaN  NaN  NaN  NaN  NaN  NaN     9.933041E-01 NaN  NaN 
 369    1.358082E+03    9.960228E-01 NaN  NaN  NaN  NaN  NaN  NaN     9.958041E-01 NaN  NaN 
 370    1.357903E+03    9.984098E-01 NaN  NaN  NaN  NaN  NaN  NaN     9.983041E-01 NaN  NaN 
 371    1.357770E+03    1.000000E+00    0.000000E+00    0.000000E+00    0.000000E+00    0.000000E+00    0.000000E+00    0.000000E+00    1.000000E+00    0.000000E+00    0.000000E+00
# shift of line  17


 372    1.293421E+03    6.786802E-01 NaN  NaN  NaN  NaN  NaN     6.987929E-01 NaN  NaN  NaN 
 373    1.293422E+03    6.786819E-01 NaN  NaN  NaN  NaN  NaN     6.987942E-01 NaN  NaN  NaN 
 374    1.293442E+03    6.787165E-01 NaN  NaN  NaN  NaN  NaN     6.988200E-01 NaN  NaN  NaN 
 375    1.293482E+03    6.787856E-01 NaN  NaN  NaN  NaN  NaN     6.988717E-01 NaN  NaN  NaN 
 376    1.293562E+03    6.789241E-01 NaN  NaN  NaN  NaN  NaN     6.989752E-01 NaN  NaN  NaN 
 377    1.295162E+03    6.817395E-01 NaN  NaN  NaN  NaN  NaN     7.010824E-01 NaN  NaN  NaN 
 378    1.298362E+03    6.876668E-01 NaN  NaN  NaN  NaN  NaN     7.055304E-01 NaN  NaN  NaN 
 379    1.304762E+03    7.010939E-01 NaN  NaN  NaN  NaN  NaN     7.156657E-01 NaN  NaN  NaN 
 380    1.314762E+03    7.311120E-01 NaN  NaN  NaN  NaN  NaN     7.386307E-01 NaN  NaN  NaN 
 381    1.315762E+03    7.357082E-01 NaN  NaN  NaN  NaN  NaN     7.421853E-01 NaN  NaN  NaN 
 382    1.316762E+03    7.411501E-01 NaN  NaN  NaN  NaN  NaN     7.464072E-01 NaN  NaN  NaN 
 383    1.316762E+03    7.411503E-01 NaN  NaN  NaN  NaN  NaN     7.464074E-01 NaN  NaN  NaN 
 384    1.316762E+03    7.411508E-01 NaN  NaN  NaN  NaN  NaN     7.464078E-01 NaN  NaN  NaN 
 385    1.316762E+03    7.411518E-01 NaN  NaN  NaN  NaN  NaN     7.464086E-01 NaN  NaN  NaN 
 386    1.316804E+03    7.414018E-01 NaN  NaN  NaN  NaN  NaN     7.466029E-01 NaN  NaN  NaN 
 387    1.316844E+03    7.416518E-01 NaN  NaN  NaN  NaN  NaN     7.467972E-01 NaN  NaN  NaN 
 388    1.316885E+03    7.419018E-01 NaN  NaN  NaN  NaN  NaN     7.469916E-01 NaN  NaN  NaN 
 389    1.317264E+03    7.444018E-01 NaN  NaN  NaN  NaN  NaN     7.489370E-01 NaN  NaN  NaN 
 390    1.317601E+03    7.469018E-01 NaN  NaN  NaN  NaN  NaN     7.508856E-01 NaN  NaN  NaN 
 391    1.317896E+03    7.494018E-01 NaN  NaN  NaN  NaN  NaN     7.528373E-01 NaN  NaN  NaN 
 392    1.318149E+03    7.519018E-01 NaN  NaN  NaN  NaN  NaN     7.547921E-01 NaN  NaN  NaN 
 393    1.318358E+03    7.544018E-01 NaN  NaN  NaN  NaN  NaN     7.567501E-01 NaN  NaN  NaN 
 394    1.318526E+03    7.569018E-01 NaN  NaN  NaN  NaN  NaN     7.587113E-01 NaN  NaN  NaN 
 395    1.318650E+03    7.594018E-01 NaN  NaN  NaN  NaN  NaN     7.606757E-01 NaN  NaN  NaN 
 396    1.318732E+03    7.619018E-01 NaN  NaN  NaN  NaN  NaN     7.626434E-01 NaN  NaN  NaN 
 397    1.318771E+03    7.644018E-01 NaN  NaN  NaN  NaN  NaN     7.646143E-01 NaN  NaN  NaN 
 398    1.318766E+03    7.669018E-01 NaN  NaN  NaN  NaN  NaN     7.665884E-01 NaN  NaN  NaN 
 399    1.318719E+03    7.694018E-01 NaN  NaN  NaN  NaN  NaN     7.685658E-01 NaN  NaN  NaN 
 400    1.318629E+03    7.719018E-01 NaN  NaN  NaN  NaN  NaN     7.705466E-01 NaN  NaN  NaN 
 401    1.318495E+03    7.744018E-01 NaN  NaN  NaN  NaN  NaN     7.725306E-01 NaN  NaN  NaN 
 402    1.318319E+03    7.769018E-01 NaN  NaN  NaN  NaN  NaN     7.745180E-01 NaN  NaN  NaN 
 403    1.318098E+03    7.794018E-01 NaN  NaN  NaN  NaN  NaN     7.765088E-01 NaN  NaN  NaN 
 404    1.317835E+03    7.819018E-01 NaN  NaN  NaN  NaN  NaN     7.785030E-01 NaN  NaN  NaN 
 405    1.317527E+03    7.844018E-01 NaN  NaN  NaN  NaN  NaN     7.805006E-01 NaN  NaN  NaN 
 406    1.317177E+03    7.869018E-01 NaN  NaN  NaN  NaN  NaN     7.825016E-01 NaN  NaN  NaN 
 407    1.316782E+03    7.894018E-01 NaN  NaN  NaN  NaN  NaN     7.845061E-01 NaN  NaN  NaN 
 408    1.316344E+03    7.919018E-01 NaN  NaN  NaN  NaN  NaN     7.865141E-01 NaN  NaN  NaN 
 409    1.315861E+03    7.944018E-01 NaN  NaN  NaN  NaN  NaN     7.885257E-01 NaN  NaN  NaN 
 410    1.315335E+03    7.969018E-01 NaN  NaN  NaN  NaN  NaN     7.905408E-01 NaN  NaN  NaN 
 411    1.314764E+03    7.994018E-01 NaN  NaN  NaN  NaN  NaN     7.925594E-01 NaN  NaN  NaN 
 412    1.314149E+03    8.019018E-01 NaN  NaN  NaN  NaN  NaN     7.945817E-01 NaN  NaN  NaN 
 413    1.313490E+03    8.044018E-01 NaN  NaN  NaN  NaN  NaN     7.966077E-01 NaN  NaN  NaN 
 414    1.312787E+03    8.069018E-01 NaN  NaN  NaN  NaN  NaN     7.986374E-01 NaN  NaN  NaN 
 415    1.312038E+03    8.094018E-01 NaN  NaN  NaN  NaN  NaN     8.006708E-01 NaN  NaN  NaN 
 416    1.311245E+03    8.119018E-01 NaN  NaN  NaN  NaN  NaN     8.027079E-01 NaN  NaN  NaN 
 417    1.310408E+03    8.144018E-01 NaN  NaN  NaN  NaN  NaN     8.047489E-01 NaN  NaN  NaN 
 418    1.309525E+03    8.169018E-01 NaN  NaN  NaN  NaN  NaN     8.067937E-01 NaN  NaN  NaN 
 419    1.309343E+03    8.174018E-01 NaN  NaN  NaN  NaN  NaN     8.072031E-01 NaN  NaN  NaN 
 420    1.309276E+03    8.175846E-01    0.000000E+00    0.000000E+00    0.000000E+00    0.000000E+00    0.000000E+00    8.073528E-01    0.000000E+00    0.000000E+00    0.000000E+00
# shift of line  18


 421    1.309276E+03    0.000000E+00    0.000000E+00    0.000000E+00    8.366113E-01    0.000000E+00    0.000000E+00    0.000000E+00    0.000000E+00    0.000000E+00    0.000000E+00
 422    1.309276E+03    0.000000E+00    0.000000E+00    0.000000E+00    8.073528E-01    0.000000E+00    0.000000E+00    0.000000E+00    0.000000E+00    0.000000E+00    0.000000E+00
 423    1.309276E+03    0.000000E+00    0.000000E+00    0.000000E+00    8.175846E-01    0.000000E+00    0.000000E+00    0.000000E+00    0.000000E+00    0.000000E+00    0.000000E+00
# shift of line  19


 424    1.232391E+03    6.038916E-01 NaN  NaN  NaN  NaN  NaN  NaN  NaN  NaN     6.673960E-01
 425    1.232392E+03    6.038924E-01 NaN  NaN  NaN  NaN  NaN  NaN  NaN  NaN     6.673962E-01
 426    1.232412E+03    6.039070E-01 NaN  NaN  NaN  NaN  NaN  NaN  NaN  NaN     6.674010E-01
 427    1.232452E+03    6.039364E-01 NaN  NaN  NaN  NaN  NaN  NaN  NaN  NaN     6.674107E-01
 428    1.232532E+03    6.039952E-01 NaN  NaN  NaN  NaN  NaN  NaN  NaN  NaN     6.674300E-01
 429    1.234132E+03    6.051764E-01 NaN  NaN  NaN  NaN  NaN  NaN  NaN  NaN     6.678159E-01
 430    1.237332E+03    6.075750E-01 NaN  NaN  NaN  NaN  NaN  NaN  NaN  NaN     6.685879E-01
 431    1.243732E+03    6.125336E-01 NaN  NaN  NaN  NaN  NaN  NaN  NaN  NaN     6.701334E-01
 432    1.253732E+03    6.208130E-01 NaN  NaN  NaN  NaN  NaN  NaN  NaN  NaN     6.725589E-01
 433    1.263732E+03    6.299916E-01 NaN  NaN  NaN  NaN  NaN  NaN  NaN  NaN     6.750190E-01
 434    1.273732E+03    6.406016E-01 NaN  NaN  NaN  NaN  NaN  NaN  NaN  NaN     6.775677E-01
 435    1.283732E+03    6.540097E-01 NaN  NaN  NaN  NaN  NaN  NaN  NaN  NaN     6.803589E-01
 436    1.293411E+03    6.786629E-01    0.000000E+00    0.000000E+00    0.000000E+00    0.000000E+00    0.000000E+00    0.000000E+00    0.000000E+00    0.000000E+00    6.843831E-01
# shift of line  20


 437    1.293411E+03    0.000000E+00    0.000000E+00    0.000000E+00    6.843831E-01    0.000000E+00    0.000000E+00    0.000000E+00    0.000000E+00    0.000000E+00    0.000000E+00
 438    1.293411E+03    0.000000E+00    0.000000E+00    0.000000E+00    6.987800E-01    0.000000E+00    0.000000E+00    0.000000E+00    0.000000E+00    0.000000E+00    0.000000E+00
 439    1.293411E+03    0.000000E+00    0.000000E+00    0.000000E+00    6.786629E-01    0.000000E+00    0.000000E+00    0.000000E+00    0.000000E+00    0.000000E+00    0.000000E+00
# shift of line  21


 440    1.232381E+03    6.038842E-01 NaN  NaN  NaN  NaN  NaN     6.440980E-01 NaN  NaN  NaN 
 441    1.232380E+03    6.038832E-01 NaN  NaN  NaN  NaN  NaN     6.440974E-01 NaN  NaN  NaN 
 442    1.232360E+03    6.038641E-01 NaN  NaN  NaN  NaN  NaN     6.440837E-01 NaN  NaN  NaN 
 443    1.232320E+03    6.038259E-01 NaN  NaN  NaN  NaN  NaN     6.440564E-01 NaN  NaN  NaN 
 444    1.232240E+03    6.037496E-01 NaN  NaN  NaN  NaN  NaN     6.440019E-01 NaN  NaN  NaN 
 445    1.230640E+03    6.022292E-01 NaN  NaN  NaN  NaN  NaN     6.429150E-01 NaN  NaN  NaN 
 446    1.227440E+03    5.992269E-01 NaN  NaN  NaN  NaN  NaN     6.407717E-01 NaN  NaN  NaN 
 447    1.221040E+03    5.933667E-01 NaN  NaN  NaN  NaN  NaN     6.365990E-01 NaN  NaN  NaN 
 448    1.211040E+03    5.845573E-01 NaN  NaN  NaN  NaN  NaN     6.303534E-01 NaN  NaN  NaN 
 449    1.201040E+03    5.761185E-01 NaN  NaN  NaN  NaN  NaN     6.244010E-01 NaN  NaN  NaN 
 450    1.191040E+03    5.680018E-01 NaN  NaN  NaN  NaN  NaN     6.187037E-01 NaN  NaN  NaN 
 451    1.181040E+03    5.601680E-01 NaN  NaN  NaN  NaN  NaN     6.132309E-01 NaN  NaN  NaN 
 452    1.171040E+03    5.525846E-01 NaN  NaN  NaN  NaN  NaN     6.079574E-01 NaN  NaN  NaN 
 453    1.161040E+03    5.452245E-01 NaN  NaN  NaN  NaN  NaN     6.028621E-01 NaN  NaN  NaN 
 454    1.151040E+03    5.380647E-01 NaN  NaN  NaN  NaN  NaN     5.979273E-01 NaN  NaN  NaN 
 455    1.141040E+03    5.310855E-01 NaN  NaN  NaN  NaN  NaN     5.931377E-01 NaN  NaN  NaN 
 456    1.131040E+03    5.242698E-01 NaN  NaN  NaN  NaN  NaN     5.884803E-01 NaN  NaN  NaN 
 457    1.124068E+03    5.196065E-01    0.000000E+00    0.000000E+00    0.000000E+00    0.000000E+00    0.000000E+00    5.853051E-01    0.000000E+00    0.000000E+00    0.000000E+00
# shift of line  22


 458    1.124068E+03    0.000000E+00    0.000000E+00    0.000000E+00    5.853051E-01    0.000000E+00    0.000000E+00    0.000000E+00    0.000000E+00    0.000000E+00    0.000000E+00
 459    1.124068E+03    0.000000E+00    0.000000E+00    0.000000E+00    5.766542E-01    0.000000E+00    0.000000E+00    0.000000E+00    0.000000E+00    0.000000E+00    0.000000E+00
 460    1.124068E+03    0.000000E+00    0.000000E+00    0.000000E+00    5.196065E-01    0.000000E+00    0.000000E+00    0.000000E+00    0.000000E+00    0.000000E+00    0.000000E+00
# shift of line  23


 461    1.150511E+03 NaN  NaN  NaN  NaN  NaN  NaN     6.253237E-01 NaN  NaN     6.558527E-01
 462    1.150512E+03 NaN  NaN  NaN  NaN  NaN  NaN     6.253239E-01 NaN  NaN     6.558528E-01
 463    1.150532E+03 NaN  NaN  NaN  NaN  NaN  NaN     6.253284E-01 NaN  NaN     6.558559E-01
 464    1.150572E+03 NaN  NaN  NaN  NaN  NaN  NaN     6.253375E-01 NaN  NaN     6.558621E-01
 465    1.150652E+03 NaN  NaN  NaN  NaN  NaN  NaN     6.253556E-01 NaN  NaN     6.558745E-01
 466    1.152252E+03 NaN  NaN  NaN  NaN  NaN  NaN     6.257183E-01 NaN  NaN     6.561216E-01
 467    1.155452E+03 NaN  NaN  NaN  NaN  NaN  NaN     6.264429E-01 NaN  NaN     6.566134E-01
 468    1.161852E+03 NaN  NaN  NaN  NaN  NaN  NaN     6.278897E-01 NaN  NaN     6.575866E-01
 469    1.171852E+03 NaN  NaN  NaN  NaN  NaN  NaN     6.301468E-01 NaN  NaN     6.590793E-01
 470    1.181852E+03 NaN  NaN  NaN  NaN  NaN  NaN     6.324047E-01 NaN  NaN     6.605372E-01
 471    1.191852E+03 NaN  NaN  NaN  NaN  NaN  NaN     6.346697E-01 NaN  NaN     6.619603E-01
 472    1.201852E+03 NaN  NaN  NaN  NaN  NaN  NaN     6.369492E-01 NaN  NaN     6.633490E-01
 473    1.211852E+03 NaN  NaN  NaN  NaN  NaN  NaN     6.392519E-01 NaN  NaN     6.647047E-01
 474    1.221852E+03 NaN  NaN  NaN  NaN  NaN  NaN     6.415882E-01 NaN  NaN     6.660294E-01
 475    1.231852E+03 NaN  NaN  NaN  NaN  NaN  NaN     6.439704E-01 NaN  NaN     6.673256E-01
 476    1.232381E+03    0.000000E+00    0.000000E+00    0.000000E+00    0.000000E+00    0.000000E+00    0.000000E+00    6.440981E-01    0.000000E+00    0.000000E+00    6.673936E-01
# shift of line  24


 477    1.232381E+03    0.000000E+00    0.000000E+00    0.000000E+00    6.673936E-01    0.000000E+00    0.000000E+00    0.000000E+00    0.000000E+00    0.000000E+00    0.000000E+00
 478    1.232381E+03    0.000000E+00    0.000000E+00    0.000000E+00    6.440981E-01    0.000000E+00    0.000000E+00    0.000000E+00    0.000000E+00    0.000000E+00    0.000000E+00
 479    1.232381E+03    0.000000E+00    0.000000E+00    0.000000E+00    6.038843E-01    0.000000E+00    0.000000E+00    0.000000E+00    0.000000E+00    0.000000E+00    0.000000E+00
# shift of line  25


 480    1.109330E+03 NaN  NaN  NaN  NaN  NaN  NaN     6.023688E-01 NaN     6.354839E-01 NaN 
 481    1.109331E+03 NaN  NaN  NaN  NaN  NaN  NaN     6.023693E-01 NaN     6.354841E-01 NaN 
 482    1.109351E+03 NaN  NaN  NaN  NaN  NaN  NaN     6.023793E-01 NaN     6.354887E-01 NaN 
 483    1.109391E+03 NaN  NaN  NaN  NaN  NaN  NaN     6.023994E-01 NaN     6.354979E-01 NaN 
 484    1.109471E+03 NaN  NaN  NaN  NaN  NaN  NaN     6.024396E-01 NaN     6.355163E-01 NaN 
 485    1.111071E+03 NaN  NaN  NaN  NaN  NaN  NaN     6.032455E-01 NaN     6.358874E-01 NaN 
 486    1.114271E+03 NaN  NaN  NaN  NaN  NaN  NaN     6.048740E-01 NaN     6.366470E-01 NaN 
 487    1.120671E+03 NaN  NaN  NaN  NaN  NaN  NaN     6.082011E-01 NaN     6.382385E-01 NaN 
 488    1.130671E+03 NaN  NaN  NaN  NaN  NaN  NaN     6.136090E-01 NaN     6.409265E-01 NaN 
 489    1.140671E+03 NaN  NaN  NaN  NaN  NaN  NaN     6.193223E-01 NaN     6.438777E-01 NaN 
 490    1.150501E+03    0.000000E+00    0.000000E+00    0.000000E+00    0.000000E+00    0.000000E+00    0.000000E+00    6.253217E-01    0.000000E+00    6.470624E-01    0.000000E+00
# shift of line  26


 491    1.150501E+03    0.000000E+00    0.000000E+00    0.000000E+00    6.558511E-01    0.000000E+00    0.000000E+00    0.000000E+00    0.000000E+00    0.000000E+00    0.000000E+00
 492    1.150501E+03    0.000000E+00    0.000000E+00    0.000000E+00    6.470624E-01    0.000000E+00    0.000000E+00    0.000000E+00    0.000000E+00    0.000000E+00    0.000000E+00
 493    1.150501E+03    0.000000E+00    0.000000E+00    0.000000E+00    6.253217E-01    0.000000E+00    0.000000E+00    0.000000E+00    0.000000E+00    0.000000E+00    0.000000E+00
# shift of line  27


 494    9.597104E+02 NaN  NaN     5.715190E-01 NaN  NaN  NaN  NaN  NaN     6.278191E-01 NaN 
 495    9.597114E+02 NaN  NaN     5.715191E-01 NaN  NaN  NaN  NaN  NaN     6.278192E-01 NaN 
 496    9.597314E+02 NaN  NaN     5.715204E-01 NaN  NaN  NaN  NaN  NaN     6.278202E-01 NaN 
 497    9.597714E+02 NaN  NaN     5.715230E-01 NaN  NaN  NaN  NaN  NaN     6.278224E-01 NaN 
 498    9.598514E+02 NaN  NaN     5.715282E-01 NaN  NaN  NaN  NaN  NaN     6.278267E-01 NaN 
 499    9.614514E+02 NaN  NaN     5.716327E-01 NaN  NaN  NaN  NaN  NaN     6.279128E-01 NaN 
 500    9.646514E+02 NaN  NaN     5.718410E-01 NaN  NaN  NaN  NaN  NaN     6.280852E-01 NaN 
 501    9.710514E+02 NaN  NaN     5.722552E-01 NaN  NaN  NaN  NaN  NaN     6.284299E-01 NaN 
 502    9.810514E+02 NaN  NaN     5.728963E-01 NaN  NaN  NaN  NaN  NaN     6.289680E-01 NaN 
 503    9.910514E+02 NaN  NaN     5.735299E-01 NaN  NaN  NaN  NaN  NaN     6.295048E-01 NaN 
 504    1.001051E+03 NaN  NaN     5.741558E-01 NaN  NaN  NaN  NaN  NaN     6.300394E-01 NaN 
 505    1.011051E+03 NaN  NaN     5.747743E-01 NaN  NaN  NaN  NaN  NaN     6.305708E-01 NaN 
 506    1.021051E+03 NaN  NaN     5.753852E-01 NaN  NaN  NaN  NaN  NaN     6.310982E-01 NaN 
 507    1.031051E+03 NaN  NaN     5.759886E-01 NaN  NaN  NaN  NaN  NaN     6.316210E-01 NaN 
 508    1.041051E+03 NaN  NaN     5.765846E-01 NaN  NaN  NaN  NaN  NaN     6.321383E-01 NaN 
 509    1.051051E+03 NaN  NaN     5.771733E-01 NaN  NaN  NaN  NaN  NaN     6.326496E-01 NaN 
 510    1.061051E+03 NaN  NaN     5.777545E-01 NaN  NaN  NaN  NaN  NaN     6.331542E-01 NaN 
 511    1.071051E+03 NaN  NaN     5.783284E-01 NaN  NaN  NaN  NaN  NaN     6.336517E-01 NaN 
 512    1.081051E+03 NaN  NaN     5.788951E-01 NaN  NaN  NaN  NaN  NaN     6.341416E-01 NaN 
 513    1.091051E+03 NaN  NaN     5.794546E-01 NaN  NaN  NaN  NaN  NaN     6.346234E-01 NaN 
 514    1.101051E+03 NaN  NaN     5.800069E-01 NaN  NaN  NaN  NaN  NaN     6.350968E-01 NaN 
 515    1.109320E+03    0.000000E+00    0.000000E+00    5.804582E-01    0.000000E+00    0.000000E+00    0.000000E+00    0.000000E+00    0.000000E+00    6.354816E-01    0.000000E+00
# shift of line  28


 516    1.109320E+03    0.000000E+00    0.000000E+00    0.000000E+00    6.354816E-01    0.000000E+00    0.000000E+00    0.000000E+00    0.000000E+00    0.000000E+00    0.000000E+00
 517    1.109320E+03    0.000000E+00    0.000000E+00    0.000000E+00    6.023638E-01    0.000000E+00    0.000000E+00    0.000000E+00    0.000000E+00    0.000000E+00    0.000000E+00
 518    1.109320E+03    0.000000E+00    0.000000E+00    0.000000E+00    5.804582E-01    0.000000E+00    0.000000E+00    0.000000E+00    0.000000E+00    0.000000E+00    0.000000E+00
# shift of line  29


 519    9.597003E+02 NaN     6.000000E-01 NaN  NaN  NaN  NaN  NaN  NaN     6.278186E-01 NaN 
 520    9.596993E+02 NaN     6.000000E-01 NaN  NaN  NaN  NaN  NaN  NaN     6.278187E-01 NaN 
 521    9.596793E+02 NaN     6.000000E-01 NaN  NaN  NaN  NaN  NaN  NaN     6.278204E-01 NaN 
 522    9.596393E+02 NaN     6.000000E-01 NaN  NaN  NaN  NaN  NaN  NaN     6.278238E-01 NaN 
 523    9.595593E+02 NaN     6.000000E-01 NaN  NaN  NaN  NaN  NaN  NaN     6.278306E-01 NaN 
 524    9.579593E+02 NaN     6.000000E-01 NaN  NaN  NaN  NaN  NaN  NaN     6.279668E-01 NaN 
 525    9.547593E+02 NaN     6.000000E-01 NaN  NaN  NaN  NaN  NaN  NaN     6.282405E-01 NaN 
 526    9.483593E+02 NaN     6.000000E-01 NaN  NaN  NaN  NaN  NaN  NaN     6.287934E-01 NaN 
 527    9.383593E+02 NaN     6.000000E-01 NaN  NaN  NaN  NaN  NaN  NaN     6.296702E-01 NaN 
 528    9.283593E+02 NaN     6.000000E-01 NaN  NaN  NaN  NaN  NaN  NaN     6.305603E-01 NaN 
 529    9.183593E+02 NaN     6.000000E-01 NaN  NaN  NaN  NaN  NaN  NaN     6.314610E-01 NaN 
 530    9.083593E+02 NaN     6.000000E-01 NaN  NaN  NaN  NaN  NaN  NaN     6.323699E-01 NaN 
 531    8.983593E+02 NaN     6.000000E-01 NaN  NaN  NaN  NaN  NaN  NaN     6.332844E-01 NaN 
 532    8.883593E+02 NaN     6.000000E-01 NaN  NaN  NaN  NaN  NaN  NaN     6.342022E-01 NaN 
 533    8.783593E+02 NaN     6.000000E-01 NaN  NaN  NaN  NaN  NaN  NaN     6.351210E-01 NaN 
 534    8.683593E+02 NaN     6.000000E-01 NaN  NaN  NaN  NaN  NaN  NaN     6.360386E-01 NaN 
 535    8.583593E+02 NaN     6.000000E-01 NaN  NaN  NaN  NaN  NaN  NaN     6.369530E-01 NaN 
 536    8.483593E+02 NaN     6.000000E-01 NaN  NaN  NaN  NaN  NaN  NaN     6.378624E-01 NaN 
 537    8.383593E+02 NaN     6.000000E-01 NaN  NaN  NaN  NaN  NaN  NaN     6.387647E-01 NaN 
 538    8.283593E+02 NaN     6.000000E-01 NaN  NaN  NaN  NaN  NaN  NaN     6.396584E-01 NaN 
 539    8.183593E+02 NaN     6.000000E-01 NaN  NaN  NaN  NaN  NaN  NaN     6.405418E-01 NaN 
 540    8.083593E+02 NaN     6.000000E-01 NaN  NaN  NaN  NaN  NaN  NaN     6.414134E-01 NaN 
 541    7.983593E+02 NaN     6.000000E-01 NaN  NaN  NaN  NaN  NaN  NaN     6.422718E-01 NaN 
 542    7.883593E+02 NaN     6.000000E-01 NaN  NaN  NaN  NaN  NaN  NaN     6.431156E-01 NaN 
 543    7.783593E+02 NaN     6.000000E-01 NaN  NaN  NaN  NaN  NaN  NaN     6.439436E-01 NaN 
 544    7.683593E+02 NaN     6.000000E-01 NaN  NaN  NaN  NaN  NaN  NaN     6.447545E-01 NaN 
 545    7.583593E+02 NaN     6.000000E-01 NaN  NaN  NaN  NaN  NaN  NaN     6.455472E-01 NaN 
 546    7.483593E+02 NaN     6.000000E-01 NaN  NaN  NaN  NaN  NaN  NaN     6.463207E-01 NaN 
 547    7.383593E+02 NaN     6.000000E-01 NaN  NaN  NaN  NaN  NaN  NaN     6.470739E-01 NaN 
 548    7.283593E+02 NaN     6.000000E-01 NaN  NaN  NaN  NaN  NaN  NaN     6.478058E-01 NaN 
 549    7.183593E+02 NaN     6.000000E-01 NaN  NaN  NaN  NaN  NaN  NaN     6.485154E-01 NaN 
 550    7.083593E+02 NaN     6.000000E-01 NaN  NaN  NaN  NaN  NaN  NaN     6.492016E-01 NaN 
 551    6.983593E+02 NaN     6.000000E-01 NaN  NaN  NaN  NaN  NaN  NaN     6.498637E-01 NaN 
 552    6.883593E+02 NaN     6.000000E-01 NaN  NaN  NaN  NaN  NaN  NaN     6.505006E-01 NaN 
 553    6.783593E+02 NaN     6.000000E-01 NaN  NaN  NaN  NaN  NaN  NaN     6.511112E-01 NaN 
 554    6.683593E+02 NaN     6.000000E-01 NaN  NaN  NaN  NaN  NaN  NaN     6.516947E-01 NaN 
 555    6.583593E+02 NaN     6.000000E-01 NaN  NaN  NaN  NaN  NaN  NaN     6.522500E-01 NaN 
 556    6.483593E+02 NaN     6.000000E-01 NaN  NaN  NaN  NaN  NaN  NaN     6.527760E-01 NaN 
 557    6.383593E+02 NaN     6.000000E-01 NaN  NaN  NaN  NaN  NaN  NaN     6.532714E-01 NaN 
 558    6.283593E+02 NaN     6.000000E-01 NaN  NaN  NaN  NaN  NaN  NaN     6.537352E-01 NaN 
 559    6.183593E+02 NaN     6.000000E-01 NaN  NaN  NaN  NaN  NaN  NaN     6.541658E-01 NaN 
 560    6.083593E+02 NaN     6.000000E-01 NaN  NaN  NaN  NaN  NaN  NaN     6.545620E-01 NaN 
 561    5.983593E+02 NaN     6.000000E-01 NaN  NaN  NaN  NaN  NaN  NaN     6.549220E-01 NaN 
 562    5.883593E+02 NaN     6.000000E-01 NaN  NaN  NaN  NaN  NaN  NaN     6.552440E-01 NaN 
 563    5.783593E+02 NaN     6.000000E-01 NaN  NaN  NaN  NaN  NaN  NaN     6.555262E-01 NaN 
 564    5.683593E+02 NaN     6.000000E-01 NaN  NaN  NaN  NaN  NaN  NaN     6.557664E-01 NaN 
 565    5.583593E+02 NaN     6.000000E-01 NaN  NaN  NaN  NaN  NaN  NaN     6.559619E-01 NaN 
 566    5.483593E+02 NaN     6.000000E-01 NaN  NaN  NaN  NaN  NaN  NaN     6.561102E-01 NaN 
 567    5.383593E+02 NaN     6.000000E-01 NaN  NaN  NaN  NaN  NaN  NaN     6.562079E-01 NaN 
 568    5.283593E+02 NaN     6.000000E-01 NaN  NaN  NaN  NaN  NaN  NaN     6.562516E-01 NaN 
 569    5.183593E+02 NaN     6.000000E-01 NaN  NaN  NaN  NaN  NaN  NaN     6.562371E-01 NaN 
 570    5.083593E+02 NaN     6.000000E-01 NaN  NaN  NaN  NaN  NaN  NaN     6.561598E-01 NaN 
 571    4.983593E+02 NaN     6.000000E-01 NaN  NaN  NaN  NaN  NaN  NaN     6.560143E-01 NaN 
 572    4.883593E+02 NaN     6.000000E-01 NaN  NaN  NaN  NaN  NaN  NaN     6.557944E-01 NaN 
 573    4.783593E+02 NaN     6.000000E-01 NaN  NaN  NaN  NaN  NaN  NaN     6.554931E-01 NaN 
 574    4.683593E+02 NaN     6.000000E-01 NaN  NaN  NaN  NaN  NaN  NaN     6.551022E-01 NaN 
 575    4.583593E+02 NaN     6.000000E-01 NaN  NaN  NaN  NaN  NaN  NaN     6.546121E-01 NaN 
 576    4.483593E+02 NaN     6.000000E-01 NaN  NaN  NaN  NaN  NaN  NaN     6.540119E-01 NaN 
 577    4.383593E+02 NaN     6.000000E-01 NaN  NaN  NaN  NaN  NaN  NaN     6.532887E-01 NaN 
 578    4.283593E+02 NaN     6.000000E-01 NaN  NaN  NaN  NaN  NaN  NaN     6.524278E-01 NaN 
 579    4.183593E+02 NaN     6.000000E-01 NaN  NaN  NaN  NaN  NaN  NaN     6.514119E-01 NaN 
 580    4.083593E+02 NaN     6.000000E-01 NaN  NaN  NaN  NaN  NaN  NaN     6.502213E-01 NaN 
 581    3.983593E+02 NaN     6.000000E-01 NaN  NaN  NaN  NaN  NaN  NaN     6.488332E-01 NaN 
 582    3.883593E+02 NaN     6.000000E-01 NaN  NaN  NaN  NaN  NaN  NaN     6.472222E-01 NaN 
 583    3.783593E+02 NaN     6.000000E-01 NaN  NaN  NaN  NaN  NaN  NaN     6.453600E-01 NaN 
 584    3.683593E+02 NaN     6.000000E-01 NaN  NaN  NaN  NaN  NaN  NaN     6.432168E-01 NaN 
 585    3.583593E+02 NaN     6.000000E-01 NaN  NaN  NaN  NaN  NaN  NaN     6.407640E-01 NaN 
 586    3.483593E+02 NaN     6.000000E-01 NaN  NaN  NaN  NaN  NaN  NaN     6.379792E-01 NaN 
 587    3.383593E+02 NaN     6.000000E-01 NaN  NaN  NaN  NaN  NaN  NaN     6.348568E-01 NaN 
 588    3.283593E+02 NaN     6.000000E-01 NaN  NaN  NaN  NaN  NaN  NaN     6.314272E-01 NaN 
 589    3.183593E+02 NaN     6.000000E-01 NaN  NaN  NaN  NaN  NaN  NaN     6.277883E-01 NaN 
 590    3.083593E+02 NaN     6.000000E-01 NaN  NaN  NaN  NaN  NaN  NaN     6.241481E-01 NaN 
 591    3.000000E+02    0.000000E+00    6.000000E-01    0.000000E+00    0.000000E+00    0.000000E+00    0.000000E+00    0.000000E+00    0.000000E+00    6.213492E-01    0.000000E+00
# shift of line  30


 592    8.558492E+02 NaN     6.000000E-01 NaN  NaN  NaN     5.500000E-01 NaN  NaN  NaN  NaN 
 593    8.558482E+02 NaN     6.000000E-01 NaN  NaN  NaN     5.500000E-01 NaN  NaN  NaN  NaN 
 594    8.558282E+02 NaN     6.000000E-01 NaN  NaN  NaN     5.500000E-01 NaN  NaN  NaN  NaN 
 595    8.557882E+02 NaN     6.000000E-01 NaN  NaN  NaN     5.500000E-01 NaN  NaN  NaN  NaN 
 596    8.557082E+02 NaN     6.000000E-01 NaN  NaN  NaN     5.500000E-01 NaN  NaN  NaN  NaN 
 597    8.541082E+02 NaN     6.000000E-01 NaN  NaN  NaN     5.500000E-01 NaN  NaN  NaN  NaN 
 598    8.509082E+02 NaN     6.000000E-01 NaN  NaN  NaN     5.500000E-01 NaN  NaN  NaN  NaN 
 599    8.445082E+02 NaN     6.000000E-01 NaN  NaN  NaN     5.500000E-01 NaN  NaN  NaN  NaN 
 600    8.345082E+02 NaN     6.000000E-01 NaN  NaN  NaN     5.500000E-01 NaN  NaN  NaN  NaN 
 601    8.245082E+02 NaN     6.000000E-01 NaN  NaN  NaN     5.500000E-01 NaN  NaN  NaN  NaN 
 602    8.145082E+02 NaN     6.000000E-01 NaN  NaN  NaN     5.500000E-01 NaN  NaN  NaN  NaN 
 603    8.045082E+02 NaN     6.000000E-01 NaN  NaN  NaN     5.500000E-01 NaN  NaN  NaN  NaN 
 604    7.945082E+02 NaN     6.000000E-01 NaN  NaN  NaN     5.500000E-01 NaN  NaN  NaN  NaN 
 605    7.845082E+02 NaN     6.000000E-01 NaN  NaN  NaN     5.500000E-01 NaN  NaN  NaN  NaN 
 606    7.745082E+02 NaN     6.000000E-01 NaN  NaN  NaN     5.500000E-01 NaN  NaN  NaN  NaN 
 607    7.645082E+02 NaN     6.000000E-01 NaN  NaN  NaN     5.500000E-01 NaN  NaN  NaN  NaN 
 608    7.545082E+02 NaN     6.000000E-01 NaN  NaN  NaN     5.500000E-01 NaN  NaN  NaN  NaN 
 609    7.445082E+02 NaN     6.000000E-01 NaN  NaN  NaN     5.500000E-01 NaN  NaN  NaN  NaN 
 610    7.345082E+02 NaN     6.000000E-01 NaN  NaN  NaN     5.500000E-01 NaN  NaN  NaN  NaN 
 611    7.245082E+02 NaN     6.000000E-01 NaN  NaN  NaN     5.500000E-01 NaN  NaN  NaN  NaN 
 612    7.145082E+02 NaN     6.000000E-01 NaN  NaN  NaN     5.500000E-01 NaN  NaN  NaN  NaN 
 613    7.045082E+02 NaN     6.000000E-01 NaN  NaN  NaN     5.500000E-01 NaN  NaN  NaN  NaN 
 614    6.945082E+02 NaN     6.000000E-01 NaN  NaN  NaN     5.500000E-01 NaN  NaN  NaN  NaN 
 615    6.845082E+02 NaN     6.000000E-01 NaN  NaN  NaN     5.500000E-01 NaN  NaN  NaN  NaN 
 616    6.745082E+02 NaN     6.000000E-01 NaN  NaN  NaN     5.500000E-01 NaN  NaN  NaN  NaN 
 617    6.645082E+02 NaN     6.000000E-01 NaN  NaN  NaN     5.500000E-01 NaN  NaN  NaN  NaN 
 618    6.545082E+02 NaN     6.000000E-01 NaN  NaN  NaN     5.500000E-01 NaN  NaN  NaN  NaN 
 619    6.445082E+02 NaN     6.000000E-01 NaN  NaN  NaN     5.500000E-01 NaN  NaN  NaN  NaN 
 620    6.345082E+02 NaN     6.000000E-01 NaN  NaN  NaN     5.500000E-01 NaN  NaN  NaN  NaN 
 621    6.245082E+02 NaN     6.000000E-01 NaN  NaN  NaN     5.500000E-01 NaN  NaN  NaN  NaN 
 622    6.145082E+02 NaN     6.000000E-01 NaN  NaN  NaN     5.500000E-01 NaN  NaN  NaN  NaN 
 623    6.045082E+02 NaN     6.000000E-01 NaN  NaN  NaN     5.500000E-01 NaN  NaN  NaN  NaN 
 624    5.945082E+02 NaN     6.000000E-01 NaN  NaN  NaN     5.500000E-01 NaN  NaN  NaN  NaN 
 625    5.845082E+02 NaN     6.000000E-01 NaN  NaN  NaN     5.500000E-01 NaN  NaN  NaN  NaN 
 626    5.745082E+02 NaN     6.000000E-01 NaN  NaN  NaN     5.500000E-01 NaN  NaN  NaN  NaN 
 627    5.645082E+02 NaN     6.000000E-01 NaN  NaN  NaN     5.500000E-01 NaN  NaN  NaN  NaN 
 628    5.545082E+02 NaN     6.000000E-01 NaN  NaN  NaN     5.500000E-01 NaN  NaN  NaN  NaN 
 629    5.445082E+02 NaN     6.000000E-01 NaN  NaN  NaN     5.500000E-01 NaN  NaN  NaN  NaN 
 630    5.345082E+02 NaN     6.000000E-01 NaN  NaN  NaN     5.500000E-01 NaN  NaN  NaN  NaN 
 631    5.245082E+02 NaN     6.000000E-01 NaN  NaN  NaN     5.500000E-01 NaN  NaN  NaN  NaN 
 632    5.145082E+02 NaN     6.000000E-01 NaN  NaN  NaN     5.500000E-01 NaN  NaN  NaN  NaN 
 633    5.045082E+02 NaN     6.000000E-01 NaN  NaN  NaN     5.500000E-01 NaN  NaN  NaN  NaN 
 634    4.945082E+02 NaN     6.000000E-01 NaN  NaN  NaN     5.500000E-01 NaN  NaN  NaN  NaN 
 635    4.845082E+02 NaN     6.000000E-01 NaN  NaN  NaN     5.500000E-01 NaN  NaN  NaN  NaN 
 636    4.745082E+02 NaN     6.000000E-01 NaN  NaN  NaN     5.500000E-01 NaN  NaN  NaN  NaN 
 637    4.645082E+02 NaN     6.000000E-01 NaN  NaN  NaN     5.500000E-01 NaN  NaN  NaN  NaN 
 638    4.545082E+02 NaN     6.000000E-01 NaN  NaN  NaN     5.500000E-01 NaN  NaN  NaN  NaN 
 639    4.445082E+02 NaN     6.000000E-01 NaN  NaN  NaN     5.500000E-01 NaN  NaN  NaN  NaN 
 640    4.345082E+02 NaN     6.000000E-01 NaN  NaN  NaN     5.500000E-01 NaN  NaN  NaN  NaN 
 641    4.245082E+02 NaN     6.000000E-01 NaN  NaN  NaN     5.500000E-01 NaN  NaN  NaN  NaN 
 642    4.145082E+02 NaN     6.000000E-01 NaN  NaN  NaN     5.500000E-01 NaN  NaN  NaN  NaN 
 643    4.045082E+02 NaN     6.000000E-01 NaN  NaN  NaN     5.500000E-01 NaN  NaN  NaN  NaN 
 644    3.945082E+02 NaN     6.000000E-01 NaN  NaN  NaN     5.500000E-01 NaN  NaN  NaN  NaN 
 645    3.845082E+02 NaN     6.000000E-01 NaN  NaN  NaN     5.500000E-01 NaN  NaN  NaN  NaN 
 646    3.745082E+02 NaN     6.000000E-01 NaN  NaN  NaN     5.500000E-01 NaN  NaN  NaN  NaN 
 647    3.645082E+02 NaN     6.000000E-01 NaN  NaN  NaN     5.500000E-01 NaN  NaN  NaN  NaN 
 648    3.545082E+02 NaN     6.000000E-01 NaN  NaN  NaN     5.500000E-01 NaN  NaN  NaN  NaN 
 649    3.445082E+02 NaN     6.000000E-01 NaN  NaN  NaN     5.500000E-01 NaN  NaN  NaN  NaN 
 650    3.345082E+02 NaN     6.000000E-01 NaN  NaN  NaN     5.500000E-01 NaN  NaN  NaN  NaN 
 651    3.245082E+02 NaN     6.000000E-01 NaN  NaN  NaN     5.500000E-01 NaN  NaN  NaN  NaN 
 652    3.145082E+02 NaN     6.000000E-01 NaN  NaN  NaN     5.500000E-01 NaN  NaN  NaN  NaN 
 653    3.045082E+02 NaN     6.000000E-01 NaN  NaN  NaN     5.500000E-01 NaN  NaN  NaN  NaN 
 654    3.000000E+02    0.000000E+00    6.000000E-01    0.000000E+00    0.000000E+00    0.000000E+00    5.500000E-01    0.000000E+00    0.000000E+00    0.000000E+00    0.000000E+00
# shift of line  31


 655    8.558593E+02 NaN     6.000000E-01    5.560478E-01 NaN  NaN  NaN  NaN  NaN  NaN  NaN 
 656    8.558603E+02 NaN     6.000000E-01    5.560479E-01 NaN  NaN  NaN  NaN  NaN  NaN  NaN 
 657    8.558803E+02 NaN     6.000000E-01    5.560503E-01 NaN  NaN  NaN  NaN  NaN  NaN  NaN 
 658    8.559203E+02 NaN     6.000000E-01    5.560551E-01 NaN  NaN  NaN  NaN  NaN  NaN  NaN 
 659    8.560003E+02 NaN     6.000000E-01    5.560648E-01 NaN  NaN  NaN  NaN  NaN  NaN  NaN 
 660    8.576003E+02 NaN     6.000000E-01    5.562589E-01 NaN  NaN  NaN  NaN  NaN  NaN  NaN 
 661    8.608003E+02 NaN     6.000000E-01    5.566498E-01 NaN  NaN  NaN  NaN  NaN  NaN  NaN 
 662    8.672003E+02 NaN     6.000000E-01    5.574431E-01 NaN  NaN  NaN  NaN  NaN  NaN  NaN 
 663    8.772003E+02 NaN     6.000000E-01    5.587155E-01 NaN  NaN  NaN  NaN  NaN  NaN  NaN 
 664    8.872003E+02 NaN     6.000000E-01    5.600316E-01 NaN  NaN  NaN  NaN  NaN  NaN  NaN 
 665    8.972003E+02 NaN     6.000000E-01    5.613961E-01 NaN  NaN  NaN  NaN  NaN  NaN  NaN 
 666    9.072003E+02 NaN     6.000000E-01    5.628150E-01 NaN  NaN  NaN  NaN  NaN  NaN  NaN 
 667    9.172003E+02 NaN     6.000000E-01    5.642952E-01 NaN  NaN  NaN  NaN  NaN  NaN  NaN 
 668    9.272003E+02 NaN     6.000000E-01    5.658452E-01 NaN  NaN  NaN  NaN  NaN  NaN  NaN 
 669    9.372003E+02 NaN     6.000000E-01    5.674759E-01 NaN  NaN  NaN  NaN  NaN  NaN  NaN 
 670    9.472003E+02 NaN     6.000000E-01    5.692011E-01 NaN  NaN  NaN  NaN  NaN  NaN  NaN 
 671    9.572003E+02 NaN     6.000000E-01    5.710387E-01 NaN  NaN  NaN  NaN  NaN  NaN  NaN 
 672    9.597004E+02    0.000000E+00    6.000000E-01    5.715184E-01    0.000000E+00    0.000000E+00    0.000000E+00    0.000000E+00    0.000000E+00    0.000000E+00    0.000000E+00
# shift of line  32


 673    9.597004E+02    0.000000E+00    0.000000E+00    0.000000E+00    6.278186E-01    0.000000E+00    0.000000E+00    0.000000E+00    0.000000E+00    0.000000E+00    0.000000E+00
 674    9.597004E+02    0.000000E+00    0.000000E+00    0.000000E+00    5.715184E-01    0.000000E+00    0.000000E+00    0.000000E+00    0.000000E+00    0.000000E+00    0.000000E+00
 675    9.597004E+02    0.000000E+00    0.000000E+00    0.000000E+00    6.000000E-01    0.000000E+00    0.000000E+00    0.000000E+00    0.000000E+00    0.000000E+00    0.000000E+00
# shift of line  33


 676    8.524159E+02 NaN  NaN     5.425286E-01 NaN  NaN     5.500000E-01 NaN  NaN  NaN  NaN 
 677    8.524169E+02 NaN  NaN     5.425291E-01 NaN  NaN     5.500000E-01 NaN  NaN  NaN  NaN 
 678    8.524369E+02 NaN  NaN     5.425373E-01 NaN  NaN     5.500000E-01 NaN  NaN  NaN  NaN 
 679    8.524769E+02 NaN  NaN     5.425538E-01 NaN  NaN     5.500000E-01 NaN  NaN  NaN  NaN 
 680    8.525569E+02 NaN  NaN     5.425870E-01 NaN  NaN     5.500000E-01 NaN  NaN  NaN  NaN 
 681    8.541569E+02 NaN  NaN     5.432857E-01 NaN  NaN     5.500000E-01 NaN  NaN  NaN  NaN 
 682    8.573569E+02 NaN  NaN     5.449807E-01 NaN  NaN     5.500000E-01 NaN  NaN  NaN  NaN 
 683    8.558493E+02    0.000000E+00    0.000000E+00    5.560465E-01    0.000000E+00    0.000000E+00    5.500000E-01    0.000000E+00    0.000000E+00    0.000000E+00    0.000000E+00
# shift of line  34


 684    8.558493E+02    0.000000E+00    0.000000E+00    0.000000E+00    5.500000E-01    0.000000E+00    0.000000E+00    0.000000E+00    0.000000E+00    0.000000E+00    0.000000E+00
 685    8.558493E+02    0.000000E+00    0.000000E+00    0.000000E+00    5.560465E-01    0.000000E+00    0.000000E+00    0.000000E+00    0.000000E+00    0.000000E+00    0.000000E+00
 686    8.558493E+02    0.000000E+00    0.000000E+00    0.000000E+00    6.000000E-01    0.000000E+00    0.000000E+00    0.000000E+00    0.000000E+00    0.000000E+00    0.000000E+00
# shift of line  35


 687    8.524058E+02 NaN  NaN  NaN     5.109717E-01 NaN     5.500000E-01 NaN  NaN  NaN  NaN 
 688    8.524048E+02 NaN  NaN  NaN     5.109717E-01 NaN     5.500000E-01 NaN  NaN  NaN  NaN 
 689    8.523848E+02 NaN  NaN  NaN     5.109703E-01 NaN     5.500000E-01 NaN  NaN  NaN  NaN 
 690    8.523448E+02 NaN  NaN  NaN     5.109675E-01 NaN     5.500000E-01 NaN  NaN  NaN  NaN 
 691    8.522648E+02 NaN  NaN  NaN     5.109620E-01 NaN     5.500000E-01 NaN  NaN  NaN  NaN 
 692    8.506648E+02 NaN  NaN  NaN     5.108518E-01 NaN     5.500000E-01 NaN  NaN  NaN  NaN 
 693    8.474648E+02 NaN  NaN  NaN     5.106339E-01 NaN     5.500000E-01 NaN  NaN  NaN  NaN 
 694    8.410648E+02 NaN  NaN  NaN     5.102077E-01 NaN     5.500000E-01 NaN  NaN  NaN  NaN 
 695    8.310648E+02 NaN  NaN  NaN     5.095664E-01 NaN     5.500000E-01 NaN  NaN  NaN  NaN 
 696    8.210648E+02 NaN  NaN  NaN     5.089541E-01 NaN     5.500000E-01 NaN  NaN  NaN  NaN 
 697    8.110648E+02 NaN  NaN  NaN     5.083699E-01 NaN     5.500000E-01 NaN  NaN  NaN  NaN 
 698    8.010648E+02 NaN  NaN  NaN     5.078126E-01 NaN     5.500000E-01 NaN  NaN  NaN  NaN 
 699    7.910648E+02 NaN  NaN  NaN     5.072813E-01 NaN     5.500000E-01 NaN  NaN  NaN  NaN 
 700    7.810648E+02 NaN  NaN  NaN     5.067753E-01 NaN     5.500000E-01 NaN  NaN  NaN  NaN 
 701    7.710648E+02 NaN  NaN  NaN     5.062937E-01 NaN     5.500000E-01 NaN  NaN  NaN  NaN 
 702    7.610648E+02 NaN  NaN  NaN     5.058359E-01 NaN     5.500000E-01 NaN  NaN  NaN  NaN 
 703    7.510648E+02 NaN  NaN  NaN     5.054012E-01 NaN     5.500000E-01 NaN  NaN  NaN  NaN 
 704    7.410648E+02 NaN  NaN  NaN     5.049889E-01 NaN     5.500000E-01 NaN  NaN  NaN  NaN 
 705    7.310648E+02 NaN  NaN  NaN     5.045984E-01 NaN     5.500000E-01 NaN  NaN  NaN  NaN 
 706    7.210648E+02 NaN  NaN  NaN     5.042291E-01 NaN     5.500000E-01 NaN  NaN  NaN  NaN 
 707    7.110648E+02 NaN  NaN  NaN     5.038805E-01 NaN     5.500000E-01 NaN  NaN  NaN  NaN 
 708    7.010648E+02 NaN  NaN  NaN     5.035519E-01 NaN     5.500000E-01 NaN  NaN  NaN  NaN 
 709    6.910648E+02 NaN  NaN  NaN     5.032429E-01 NaN     5.500000E-01 NaN  NaN  NaN  NaN 
 710    6.810648E+02 NaN  NaN  NaN     5.029528E-01 NaN     5.500000E-01 NaN  NaN  NaN  NaN 
 711    6.710648E+02 NaN  NaN  NaN     5.026811E-01 NaN     5.500000E-01 NaN  NaN  NaN  NaN 
 712    6.610648E+02 NaN  NaN  NaN     5.024272E-01 NaN     5.500000E-01 NaN  NaN  NaN  NaN 
 713    6.510648E+02 NaN  NaN  NaN     5.021905E-01 NaN     5.500000E-01 NaN  NaN  NaN  NaN 
 714    6.410648E+02 NaN  NaN  NaN     5.019705E-01 NaN     5.500000E-01 NaN  NaN  NaN  NaN 
 715    6.310648E+02 NaN  NaN  NaN     5.017665E-01 NaN     5.500000E-01 NaN  NaN  NaN  NaN 
 716    6.210648E+02 NaN  NaN  NaN     5.015779E-01 NaN     5.500000E-01 NaN  NaN  NaN  NaN 
 717    6.110648E+02 NaN  NaN  NaN     5.014041E-01 NaN     5.500000E-01 NaN  NaN  NaN  NaN 
 718    6.010648E+02 NaN  NaN  NaN     5.012446E-01 NaN     5.500000E-01 NaN  NaN  NaN  NaN 
 719    5.910648E+02 NaN  NaN  NaN     5.010985E-01 NaN     5.500000E-01 NaN  NaN  NaN  NaN 
 720    5.810648E+02 NaN  NaN  NaN     5.009654E-01 NaN     5.500000E-01 NaN  NaN  NaN  NaN 
 721    5.710648E+02 NaN  NaN  NaN     5.008444E-01 NaN     5.500000E-01 NaN  NaN  NaN  NaN 
 722    5.610648E+02 NaN  NaN  NaN     5.007350E-01 NaN     5.500000E-01 NaN  NaN  NaN  NaN 
 723    5.510648E+02 NaN  NaN  NaN     5.006365E-01 NaN     5.500000E-01 NaN  NaN  NaN  NaN 
 724    5.410648E+02 NaN  NaN  NaN     5.005483E-01 NaN     5.500000E-01 NaN  NaN  NaN  NaN 
 725    5.310648E+02 NaN  NaN  NaN     5.004695E-01 NaN     5.500000E-01 NaN  NaN  NaN  NaN 
 726    5.210648E+02 NaN  NaN  NaN     5.003997E-01 NaN     5.500000E-01 NaN  NaN  NaN  NaN 
 727    5.110648E+02 NaN  NaN  NaN     5.003380E-01 NaN     5.500000E-01 NaN  NaN  NaN  NaN 
 728    5.010648E+02 NaN  NaN  NaN     5.002840E-01 NaN     5.500000E-01 NaN  NaN  NaN  NaN 
 729    4.910648E+02 NaN  NaN  NaN     5.002369E-01 NaN     5.500000E-01 NaN  NaN  NaN  NaN 
 730    4.810648E+02 NaN  NaN  NaN     5.001961E-01 NaN     5.500000E-01 NaN  NaN  NaN  NaN 
 731    4.710648E+02 NaN  NaN  NaN     5.001610E-01 NaN     5.500000E-01 NaN  NaN  NaN  NaN 
 732    4.610648E+02 NaN  NaN  NaN     5.001310E-01 NaN     5.500000E-01 NaN  NaN  NaN  NaN 
 733    4.510648E+02 NaN  NaN  NaN     5.001057E-01 NaN     5.500000E-01 NaN  NaN  NaN  NaN 
 734    4.410648E+02 NaN  NaN  NaN     5.000844E-01 NaN     5.500000E-01 NaN  NaN  NaN  NaN 
 735    4.310648E+02 NaN  NaN  NaN     5.000667E-01 NaN     5.500000E-01 NaN  NaN  NaN  NaN 
 736    4.210648E+02 NaN  NaN  NaN     5.000521E-01 NaN     5.500000E-01 NaN  NaN  NaN  NaN 
 737    4.110648E+02 NaN  NaN  NaN     5.000402E-01 NaN     5.500000E-01 NaN  NaN  NaN  NaN 
 738    4.010648E+02 NaN  NaN  NaN     5.000307E-01 NaN     5.500000E-01 NaN  NaN  NaN  NaN 
 739    3.910648E+02 NaN  NaN  NaN     5.000231E-01 NaN     5.500000E-01 NaN  NaN  NaN  NaN 
 740    3.810648E+02 NaN  NaN  NaN     5.000171E-01 NaN     5.500000E-01 NaN  NaN  NaN  NaN 
 741    3.710648E+02 NaN  NaN  NaN     5.000124E-01 NaN     5.500000E-01 NaN  NaN  NaN  NaN 
 742    3.610648E+02 NaN  NaN  NaN     5.000089E-01 NaN     5.500000E-01 NaN  NaN  NaN  NaN 
 743    3.510648E+02 NaN  NaN  NaN     5.000063E-01 NaN     5.500000E-01 NaN  NaN  NaN  NaN 
 744    3.410648E+02 NaN  NaN  NaN     5.000043E-01 NaN     5.500000E-01 NaN  NaN  NaN  NaN 
 745    3.310648E+02 NaN  NaN  NaN     5.000029E-01 NaN     5.500000E-01 NaN  NaN  NaN  NaN 
 746    3.210648E+02 NaN  NaN  NaN     5.000019E-01 NaN     5.500000E-01 NaN  NaN  NaN  NaN 
 747    3.110648E+02 NaN  NaN  NaN     5.000012E-01 NaN     5.500000E-01 NaN  NaN  NaN  NaN 
 748    3.010648E+02 NaN  NaN  NaN     5.000008E-01 NaN     5.500000E-01 NaN  NaN  NaN  NaN 
 749    3.000000E+02    0.000000E+00    0.000000E+00    0.000000E+00    5.000007E-01    0.000000E+00    5.500000E-01    0.000000E+00    0.000000E+00    0.000000E+00    0.000000E+00
# shift of line  36


 750    8.980743E+02 NaN  NaN     5.407292E-01    5.097096E-01 NaN  NaN  NaN  NaN  NaN  NaN 
 751    8.980733E+02 NaN  NaN     5.407293E-01    5.097097E-01 NaN  NaN  NaN  NaN  NaN  NaN 
 752    8.980533E+02 NaN  NaN     5.407301E-01    5.097102E-01 NaN  NaN  NaN  NaN  NaN  NaN 
 753    8.980133E+02 NaN  NaN     5.407316E-01    5.097112E-01 NaN  NaN  NaN  NaN  NaN  NaN 
 754    8.979333E+02 NaN  NaN     5.407347E-01    5.097133E-01 NaN  NaN  NaN  NaN  NaN  NaN 
 755    8.963333E+02 NaN  NaN     5.407973E-01    5.097546E-01 NaN  NaN  NaN  NaN  NaN  NaN 
 756    8.931333E+02 NaN  NaN     5.409224E-01    5.098378E-01 NaN  NaN  NaN  NaN  NaN  NaN 
 757    8.867333E+02 NaN  NaN     5.411730E-01    5.100067E-01 NaN  NaN  NaN  NaN  NaN  NaN 
 758    8.767333E+02 NaN  NaN     5.415653E-01    5.102773E-01 NaN  NaN  NaN  NaN  NaN  NaN 
 759    8.667333E+02 NaN  NaN     5.419588E-01    5.105564E-01 NaN  NaN  NaN  NaN  NaN  NaN 
 760    8.567333E+02 NaN  NaN     5.423534E-01    5.108443E-01 NaN  NaN  NaN  NaN  NaN  NaN 
 761    8.524059E+02    0.000000E+00    0.000000E+00    5.425245E-01    5.109717E-01    0.000000E+00    0.000000E+00    0.000000E+00    0.000000E+00    0.000000E+00    0.000000E+00
# shift of line  37


 762    8.524059E+02    0.000000E+00    0.000000E+00    0.000000E+00    5.500000E-01    0.000000E+00    0.000000E+00    0.000000E+00    0.000000E+00    0.000000E+00    0.000000E+00
 763    8.524059E+02    0.000000E+00    0.000000E+00    0.000000E+00    5.109717E-01    0.000000E+00    0.000000E+00    0.000000E+00    0.000000E+00    0.000000E+00    0.000000E+00
 764    8.524059E+02    0.000000E+00    0.000000E+00    0.000000E+00    5.425245E-01    0.000000E+00    0.000000E+00    0.000000E+00    0.000000E+00    0.000000E+00    0.000000E+00
# shift of line  38


 765    8.207394E+02 NaN  NaN  NaN  NaN     3.175490E-01 NaN  NaN     2.538908E-02 NaN  NaN 
 766    8.207384E+02 NaN  NaN  NaN  NaN     3.175491E-01 NaN  NaN     2.538884E-02 NaN  NaN 
 767    8.207184E+02 NaN  NaN  NaN  NaN     3.175508E-01 NaN  NaN     2.538402E-02 NaN  NaN 
 768    8.206784E+02 NaN  NaN  NaN  NaN     3.175543E-01 NaN  NaN     2.537439E-02 NaN  NaN 
 769    8.205984E+02 NaN  NaN  NaN  NaN     3.175612E-01 NaN  NaN     2.535515E-02 NaN  NaN 
 770    8.189984E+02 NaN  NaN  NaN  NaN     3.176990E-01 NaN  NaN     2.497396E-02 NaN  NaN 
 771    8.157984E+02 NaN  NaN  NaN  NaN     3.179732E-01 NaN  NaN     2.423197E-02 NaN  NaN 
 772    8.093984E+02 NaN  NaN  NaN  NaN     3.185150E-01 NaN  NaN     2.282434E-02 NaN  NaN 
 773    7.993984E+02 NaN  NaN  NaN  NaN     3.193438E-01 NaN  NaN     2.080752E-02 NaN  NaN 
 774    7.893984E+02 NaN  NaN  NaN  NaN     3.201496E-01 NaN  NaN     1.898466E-02 NaN  NaN 
 775    7.793984E+02 NaN  NaN  NaN  NaN     3.209316E-01 NaN  NaN     1.732953E-02 NaN  NaN 
 776    7.693984E+02 NaN  NaN  NaN  NaN     3.216888E-01 NaN  NaN     1.582113E-02 NaN  NaN 
 777    7.593984E+02 NaN  NaN  NaN  NaN     3.224206E-01 NaN  NaN     1.444239E-02 NaN  NaN 
 778    7.493984E+02 NaN  NaN  NaN  NaN     3.231264E-01 NaN  NaN     1.317918E-02 NaN  NaN 
 779    7.393984E+02 NaN  NaN  NaN  NaN     3.238057E-01 NaN  NaN     1.201969E-02 NaN  NaN 
 780    7.293984E+02 NaN  NaN  NaN  NaN     3.244583E-01 NaN  NaN     1.095387E-02 NaN  NaN 
 781    7.193984E+02 NaN  NaN  NaN  NaN     3.250840E-01 NaN  NaN     9.973149E-03 NaN  NaN 
 782    7.093984E+02 NaN  NaN  NaN  NaN     3.256825E-01 NaN  NaN     9.070078E-03 NaN  NaN 
 783    6.993984E+02 NaN  NaN  NaN  NaN     3.262540E-01 NaN  NaN     8.238168E-03 NaN  NaN 
 784    6.893984E+02 NaN  NaN  NaN  NaN     3.267984E-01 NaN  NaN     7.471705E-03 NaN  NaN 
 785    6.793984E+02 NaN  NaN  NaN  NaN     3.273159E-01 NaN  NaN     6.765618E-03 NaN  NaN 
 786    6.693984E+02 NaN  NaN  NaN  NaN     3.278067E-01 NaN  NaN     6.115379E-03 NaN  NaN 
 787    6.593984E+02 NaN  NaN  NaN  NaN     3.282711E-01 NaN  NaN     5.516915E-03 NaN  NaN 
 788    6.493984E+02 NaN  NaN  NaN  NaN     3.287095E-01 NaN  NaN     4.966540E-03 NaN  NaN 
 789    6.393984E+02 NaN  NaN  NaN  NaN     3.291222E-01 NaN  NaN     4.460898E-03 NaN  NaN 
 790    6.293984E+02 NaN  NaN  NaN  NaN     3.295098E-01 NaN  NaN     3.996917E-03 NaN  NaN 
 791    6.193984E+02 NaN  NaN  NaN  NaN     3.298727E-01 NaN  NaN     3.571770E-03 NaN  NaN 
 792    6.093984E+02 NaN  NaN  NaN  NaN     3.302117E-01 NaN  NaN     3.182843E-03 NaN  NaN 
 793    5.993984E+02 NaN  NaN  NaN  NaN     3.305273E-01 NaN  NaN     2.827706E-03 NaN  NaN 
 794    5.893984E+02 NaN  NaN  NaN  NaN     3.308202E-01 NaN  NaN     2.504092E-03 NaN  NaN 
 795    5.793984E+02 NaN  NaN  NaN  NaN     3.310912E-01 NaN  NaN     2.209878E-03 NaN  NaN 
 796    5.693984E+02 NaN  NaN  NaN  NaN     3.313411E-01 NaN  NaN     1.943068E-03 NaN  NaN 
 797    5.593984E+02 NaN  NaN  NaN  NaN     3.315707E-01 NaN  NaN     1.701776E-03 NaN  NaN 
 798    5.493984E+02 NaN  NaN  NaN  NaN     3.317808E-01 NaN  NaN     1.484220E-03 NaN  NaN 
 799    5.393984E+02 NaN  NaN  NaN  NaN     3.319723E-01 NaN  NaN     1.288709E-03 NaN  NaN 
 800    5.293984E+02 NaN  NaN  NaN  NaN     3.321461E-01 NaN  NaN     1.113637E-03 NaN  NaN 
 801    5.193984E+02 NaN  NaN  NaN  NaN     3.323032E-01 NaN  NaN     9.574725E-04 NaN  NaN 
 802    5.093984E+02 NaN  NaN  NaN  NaN     3.324445E-01 NaN  NaN     8.187567E-04 NaN  NaN 
 803    4.993984E+02 NaN  NaN  NaN  NaN     3.325710E-01 NaN  NaN     6.960976E-04 NaN  NaN 
 804    4.893984E+02 NaN  NaN  NaN  NaN     3.326835E-01 NaN  NaN     5.881674E-04 NaN  NaN 
 805    4.793984E+02 NaN  NaN  NaN  NaN     3.327831E-01 NaN  NaN     4.936991E-04 NaN  NaN 
 806    4.693984E+02 NaN  NaN  NaN  NaN     3.328708E-01 NaN  NaN     4.114854E-04 NaN  NaN 
 807    4.593984E+02 NaN  NaN  NaN  NaN     3.329474E-01 NaN  NaN     3.403774E-04 NaN  NaN 
 808    4.493984E+02 NaN  NaN  NaN  NaN     3.330139E-01 NaN  NaN     2.792841E-04 NaN  NaN 
 809    4.393984E+02 NaN  NaN  NaN  NaN     3.330712E-01 NaN  NaN     2.271723E-04 NaN  NaN 
 810    4.293984E+02 NaN  NaN  NaN  NaN     3.331202E-01 NaN  NaN     1.830668E-04 NaN  NaN 
 811    4.193984E+02 NaN  NaN  NaN  NaN     3.331617E-01 NaN  NaN     1.460511E-04 NaN  NaN 
 812    4.093984E+02 NaN  NaN  NaN  NaN     3.331966E-01 NaN  NaN     1.152677E-04 NaN  NaN 
 813    3.993984E+02 NaN  NaN  NaN  NaN     3.332257E-01 NaN  NaN     8.991924E-05 NaN  NaN 
 814    3.893984E+02 NaN  NaN  NaN  NaN     3.332496E-01 NaN  NaN     6.926884E-05 NaN  NaN 
 815    3.793984E+02 NaN  NaN  NaN  NaN     3.332690E-01 NaN  NaN     5.264051E-05 NaN  NaN 
 816    3.693984E+02 NaN  NaN  NaN  NaN     3.332847E-01 NaN  NaN     3.941928E-05 NaN  NaN 
 817    3.593984E+02 NaN  NaN  NaN  NaN     3.332971E-01 NaN  NaN     2.905092E-05 NaN  NaN 
 818    3.493984E+02 NaN  NaN  NaN  NaN     3.333068E-01 NaN  NaN     2.104111E-05 NaN  NaN 
 819    3.393984E+02 NaN  NaN  NaN  NaN     3.333142E-01 NaN  NaN     1.495409E-05 NaN  NaN 
 820    3.293984E+02 NaN  NaN  NaN  NaN     3.333198E-01 NaN  NaN     1.041065E-05 NaN  NaN 
 821    3.193984E+02 NaN  NaN  NaN  NaN     3.333240E-01 NaN  NaN     7.085526E-06 NaN  NaN 
 822    3.093984E+02 NaN  NaN  NaN  NaN     3.333271E-01 NaN  NaN     4.704192E-06 NaN  NaN 
 823    3.000000E+02    0.000000E+00    0.000000E+00    0.000000E+00    0.000000E+00    3.333291E-01    0.000000E+00    0.000000E+00    3.122509E-06    0.000000E+00    0.000000E+00
# shift of line  39


 824    8.207495E+02    1.748375E-01 NaN  NaN  NaN  NaN  NaN  NaN     2.538498E-02 NaN  NaN 
 825    8.207505E+02    1.748362E-01 NaN  NaN  NaN  NaN  NaN  NaN     2.538457E-02 NaN  NaN 
 826    8.207705E+02    1.748107E-01 NaN  NaN  NaN  NaN  NaN  NaN     2.537633E-02 NaN  NaN 
 827    8.208105E+02    1.747596E-01 NaN  NaN  NaN  NaN  NaN  NaN     2.535986E-02 NaN  NaN 
 828    8.208905E+02    1.746575E-01 NaN  NaN  NaN  NaN  NaN  NaN     2.532697E-02 NaN  NaN 
 829    8.224905E+02    1.726083E-01 NaN  NaN  NaN  NaN  NaN  NaN     2.468092E-02 NaN  NaN 
 830    8.256905E+02    1.684688E-01 NaN  NaN  NaN  NaN  NaN  NaN     2.345129E-02 NaN  NaN 
 831    8.320905E+02    1.600198E-01 NaN  NaN  NaN  NaN  NaN  NaN     2.120453E-02 NaN  NaN 
 832    8.420905E+02    1.463424E-01 NaN  NaN  NaN  NaN  NaN  NaN     1.813294E-02 NaN  NaN 
 833    8.520905E+02    1.320613E-01 NaN  NaN  NaN  NaN  NaN  NaN     1.545369E-02 NaN  NaN 
 834    8.620905E+02    1.171699E-01 NaN  NaN  NaN  NaN  NaN  NaN     1.306012E-02 NaN  NaN 
 835    8.720905E+02    1.016904E-01 NaN  NaN  NaN  NaN  NaN  NaN     1.088089E-02 NaN  NaN 
 836    8.820905E+02    8.568068E-02 NaN  NaN  NaN  NaN  NaN  NaN     8.865567E-03 NaN  NaN 
 837    8.920905E+02    6.923945E-02 NaN  NaN  NaN  NaN  NaN  NaN     6.977030E-03 NaN  NaN 
 838    9.020905E+02    5.250481E-02 NaN  NaN  NaN  NaN  NaN  NaN     5.187185E-03 NaN  NaN 
 839    9.120905E+02    3.564485E-02 NaN  NaN  NaN  NaN  NaN  NaN     3.474466E-03 NaN  NaN 
 840    9.220905E+02    1.883988E-02 NaN  NaN  NaN  NaN  NaN  NaN     1.822303E-03 NaN  NaN 
 841    9.320905E+02    2.261018E-03 NaN  NaN  NaN  NaN  NaN  NaN     2.181074E-04 NaN  NaN 
 842    9.320921E+02    2.258426E-03 NaN  NaN  NaN  NaN  NaN  NaN     2.178574E-04 NaN  NaN 
 843    9.320952E+02    2.253243E-03 NaN  NaN  NaN  NaN  NaN  NaN     2.173574E-04 NaN  NaN 
 844    9.321016E+02    2.242877E-03 NaN  NaN  NaN  NaN  NaN  NaN     2.163574E-04 NaN  NaN 
 845    9.334707E+02    2.036785E-07    0.000000E+00    0.000000E+00    0.000000E+00    0.000000E+00    0.000000E+00    0.000000E+00    2.500003E-08    0.000000E+00    0.000000E+00
# shift of line  40


 846    8.690039E+02    3.185654E-01 NaN  NaN  NaN     3.287695E-01 NaN  NaN  NaN  NaN  NaN 
 847    8.690029E+02    3.185472E-01 NaN  NaN  NaN     3.287685E-01 NaN  NaN  NaN  NaN  NaN 
 848    8.689829E+02    3.181885E-01 NaN  NaN  NaN     3.287481E-01 NaN  NaN  NaN  NaN  NaN 
 849    8.689429E+02    3.175028E-01 NaN  NaN  NaN     3.287091E-01 NaN  NaN  NaN  NaN  NaN 
 850    8.689427E+02    3.174985E-01 NaN  NaN  NaN     3.287089E-01 NaN  NaN  NaN  NaN  NaN 
 851    8.689421E+02    3.174897E-01 NaN  NaN  NaN     3.287084E-01 NaN  NaN  NaN  NaN  NaN 
 852    8.689411E+02    3.174722E-01 NaN  NaN  NaN     3.287074E-01 NaN  NaN  NaN  NaN  NaN 
 853    8.686360E+02    3.131569E-01 NaN  NaN  NaN     3.284574E-01 NaN  NaN  NaN  NaN  NaN 
 854    8.686359E+02    3.131557E-01 NaN  NaN  NaN     3.284573E-01 NaN  NaN  NaN  NaN  NaN 
 855    8.686357E+02    3.131532E-01 NaN  NaN  NaN     3.284571E-01 NaN  NaN  NaN  NaN  NaN 
 856    8.686353E+02    3.131483E-01 NaN  NaN  NaN     3.284568E-01 NaN  NaN  NaN  NaN  NaN 
 857    8.686273E+02    3.130501E-01 NaN  NaN  NaN     3.284511E-01 NaN  NaN  NaN  NaN  NaN 
 858    8.686269E+02    3.130458E-01 NaN  NaN  NaN     3.284508E-01 NaN  NaN  NaN  NaN  NaN 
 859    8.686262E+02    3.130373E-01 NaN  NaN  NaN     3.284503E-01 NaN  NaN  NaN  NaN  NaN 
 860    8.686248E+02    3.130204E-01 NaN  NaN  NaN     3.284493E-01 NaN  NaN  NaN  NaN  NaN 
 861    8.682400E+02    3.088302E-01 NaN  NaN  NaN     3.281993E-01 NaN  NaN  NaN  NaN  NaN 
 862    8.682399E+02    3.088292E-01 NaN  NaN  NaN     3.281993E-01 NaN  NaN  NaN  NaN  NaN 
 863    8.682397E+02    3.088272E-01 NaN  NaN  NaN     3.281991E-01 NaN  NaN  NaN  NaN  NaN 
 864    8.682393E+02    3.088233E-01 NaN  NaN  NaN     3.281989E-01 NaN  NaN  NaN  NaN  NaN 
 865    8.682313E+02    3.087448E-01 NaN  NaN  NaN     3.281942E-01 NaN  NaN  NaN  NaN  NaN 
 866    8.682309E+02    3.087407E-01 NaN  NaN  NaN     3.281939E-01 NaN  NaN  NaN  NaN  NaN 
 867    8.682301E+02    3.087324E-01 NaN  NaN  NaN     3.281934E-01 NaN  NaN  NaN  NaN  NaN 
 868    8.682284E+02    3.087159E-01 NaN  NaN  NaN     3.281924E-01 NaN  NaN  NaN  NaN  NaN 
 869    8.677724E+02    3.046386E-01 NaN  NaN  NaN     3.279424E-01 NaN  NaN  NaN  NaN  NaN 
 870    8.677723E+02    3.046378E-01 NaN  NaN  NaN     3.279424E-01 NaN  NaN  NaN  NaN  NaN 
 871    8.677721E+02    3.046362E-01 NaN  NaN  NaN     3.279423E-01 NaN  NaN  NaN  NaN  NaN 
 872    8.677717E+02    3.046329E-01 NaN  NaN  NaN     3.279421E-01 NaN  NaN  NaN  NaN  NaN 
 873    8.677637E+02    3.045670E-01 NaN  NaN  NaN     3.279380E-01 NaN  NaN  NaN  NaN  NaN 
 874    8.677632E+02    3.045630E-01 NaN  NaN  NaN     3.279377E-01 NaN  NaN  NaN  NaN  NaN 
 875    8.677622E+02    3.045549E-01 NaN  NaN  NaN     3.279372E-01 NaN  NaN  NaN  NaN  NaN 
 876    8.677603E+02    3.045389E-01 NaN  NaN  NaN     3.279362E-01 NaN  NaN  NaN  NaN  NaN 
 877    8.672402E+02    3.005641E-01 NaN  NaN  NaN     3.276862E-01 NaN  NaN  NaN  NaN  NaN 
 878    8.672401E+02    3.005634E-01 NaN  NaN  NaN     3.276862E-01 NaN  NaN  NaN  NaN  NaN 
 879    8.672399E+02    3.005620E-01 NaN  NaN  NaN     3.276861E-01 NaN  NaN  NaN  NaN  NaN 
 880    8.672395E+02    3.005591E-01 NaN  NaN  NaN     3.276859E-01 NaN  NaN  NaN  NaN  NaN 
 881    8.672315E+02    3.005020E-01 NaN  NaN  NaN     3.276823E-01 NaN  NaN  NaN  NaN  NaN 
 882    8.672309E+02    3.004980E-01 NaN  NaN  NaN     3.276820E-01 NaN  NaN  NaN  NaN  NaN 
 883    8.672298E+02    3.004902E-01 NaN  NaN  NaN     3.276815E-01 NaN  NaN  NaN  NaN  NaN 
 884    8.672276E+02    3.004745E-01 NaN  NaN  NaN     3.276805E-01 NaN  NaN  NaN  NaN  NaN 
 885    8.666494E+02    2.965933E-01 NaN  NaN  NaN     3.274305E-01 NaN  NaN  NaN  NaN  NaN 
 886    8.666493E+02    2.965926E-01 NaN  NaN  NaN     3.274305E-01 NaN  NaN  NaN  NaN  NaN 
 887    8.666491E+02    2.965914E-01 NaN  NaN  NaN     3.274304E-01 NaN  NaN  NaN  NaN  NaN 
 888    8.666487E+02    2.965888E-01 NaN  NaN  NaN     3.274302E-01 NaN  NaN  NaN  NaN  NaN 
 889    8.666407E+02    2.965381E-01 NaN  NaN  NaN     3.274269E-01 NaN  NaN  NaN  NaN  NaN 
 890    8.666401E+02    2.965343E-01 NaN  NaN  NaN     3.274267E-01 NaN  NaN  NaN  NaN  NaN 
 891    8.666389E+02    2.965268E-01 NaN  NaN  NaN     3.274262E-01 NaN  NaN  NaN  NaN  NaN 
 892    8.666364E+02    2.965114E-01 NaN  NaN  NaN     3.274252E-01 NaN  NaN  NaN  NaN  NaN 
 893    8.660052E+02    2.927159E-01 NaN  NaN  NaN     3.271752E-01 NaN  NaN  NaN  NaN  NaN 
 894    8.660051E+02    2.927153E-01 NaN  NaN  NaN     3.271751E-01 NaN  NaN  NaN  NaN  NaN 
 895    8.660049E+02    2.927141E-01 NaN  NaN  NaN     3.271751E-01 NaN  NaN  NaN  NaN  NaN 
 896    8.660045E+02    2.927118E-01 NaN  NaN  NaN     3.271749E-01 NaN  NaN  NaN  NaN  NaN 
 897    8.659965E+02    2.926661E-01 NaN  NaN  NaN     3.271719E-01 NaN  NaN  NaN  NaN  NaN 
 898    8.659958E+02    2.926623E-01 NaN  NaN  NaN     3.271716E-01 NaN  NaN  NaN  NaN  NaN 
 899    8.659945E+02    2.926548E-01 NaN  NaN  NaN     3.271711E-01 NaN  NaN  NaN  NaN  NaN 
 900    8.659919E+02    2.926398E-01 NaN  NaN  NaN     3.271701E-01 NaN  NaN  NaN  NaN  NaN 
 901    8.653119E+02    2.889229E-01 NaN  NaN  NaN     3.269201E-01 NaN  NaN  NaN  NaN  NaN 
 902    8.653118E+02    2.889223E-01 NaN  NaN  NaN     3.269201E-01 NaN  NaN  NaN  NaN  NaN 
 903    8.653116E+02    2.889213E-01 NaN  NaN  NaN     3.269200E-01 NaN  NaN  NaN  NaN  NaN 
 904    8.653112E+02    2.889192E-01 NaN  NaN  NaN     3.269199E-01 NaN  NaN  NaN  NaN  NaN 
 905    8.653032E+02    2.888773E-01 NaN  NaN  NaN     3.269170E-01 NaN  NaN  NaN  NaN  NaN 
 906    8.652032E+02    2.883569E-01 NaN  NaN  NaN     3.268816E-01 NaN  NaN  NaN  NaN  NaN 
 907    8.652030E+02    2.883559E-01 NaN  NaN  NaN     3.268815E-01 NaN  NaN  NaN  NaN  NaN 
 908    8.652026E+02    2.883538E-01 NaN  NaN  NaN     3.268814E-01 NaN  NaN  NaN  NaN  NaN 
 909    8.651946E+02    2.883125E-01 NaN  NaN  NaN     3.268786E-01 NaN  NaN  NaN  NaN  NaN 
 910    8.651786E+02    2.882298E-01 NaN  NaN  NaN     3.268729E-01 NaN  NaN  NaN  NaN  NaN 
 911    8.651466E+02    2.880650E-01 NaN  NaN  NaN     3.268617E-01 NaN  NaN  NaN  NaN  NaN 
 912    8.645066E+02    2.848840E-01 NaN  NaN  NaN     3.266429E-01 NaN  NaN  NaN  NaN  NaN 
 913    8.632266E+02    2.790612E-01 NaN  NaN  NaN     3.262332E-01 NaN  NaN  NaN  NaN  NaN 
 914    8.606666E+02    2.688938E-01 NaN  NaN  NaN     3.254911E-01 NaN  NaN  NaN  NaN  NaN 
 915    8.555466E+02    2.519840E-01 NaN  NaN  NaN     3.241875E-01 NaN  NaN  NaN  NaN  NaN 
 916    8.455466E+02    2.254603E-01 NaN  NaN  NaN     3.219999E-01 NaN  NaN  NaN  NaN  NaN 
 917    8.355466E+02    2.032998E-01 NaN  NaN  NaN     3.200780E-01 NaN  NaN  NaN  NaN  NaN 
 918    8.255466E+02    1.836497E-01 NaN  NaN  NaN     3.183346E-01 NaN  NaN  NaN  NaN  NaN 
 919    8.207395E+02    1.748502E-01    0.000000E+00    0.000000E+00    0.000000E+00    3.175490E-01    0.000000E+00    0.000000E+00    0.000000E+00    0.000000E+00    0.000000E+00
# shift of line  41


 920    8.207395E+02    0.000000E+00    0.000000E+00    0.000000E+00    2.538910E-02    0.000000E+00    0.000000E+00    0.000000E+00    0.000000E+00    0.000000E+00    0.000000E+00
 921    8.207395E+02    0.000000E+00    0.000000E+00    0.000000E+00    3.175490E-01    0.000000E+00    0.000000E+00    0.000000E+00    0.000000E+00    0.000000E+00    0.000000E+00
 922    8.207395E+02    0.000000E+00    0.000000E+00    0.000000E+00    1.748502E-01    0.000000E+00    0.000000E+00    0.000000E+00    0.000000E+00    0.000000E+00    0.000000E+00
# shift of line  42


 923    8.690140E+02    3.185765E-01 NaN  NaN     5.058466E-01 NaN  NaN  NaN  NaN  NaN  NaN 
 924    8.690150E+02    3.185774E-01 NaN  NaN     5.058467E-01 NaN  NaN  NaN  NaN  NaN  NaN 
 925    8.690350E+02    3.185958E-01 NaN  NaN     5.058488E-01 NaN  NaN  NaN  NaN  NaN  NaN 
 926    8.690750E+02    3.186327E-01 NaN  NaN     5.058531E-01 NaN  NaN  NaN  NaN  NaN  NaN 
 927    8.691550E+02    3.187065E-01 NaN  NaN     5.058616E-01 NaN  NaN  NaN  NaN  NaN  NaN 
 928    8.707550E+02    3.201825E-01 NaN  NaN     5.060334E-01 NaN  NaN  NaN  NaN  NaN  NaN 
 929    8.739550E+02    3.231392E-01 NaN  NaN     5.063903E-01 NaN  NaN  NaN  NaN  NaN  NaN 
 930    8.803550E+02    3.290734E-01 NaN  NaN     5.071590E-01 NaN  NaN  NaN  NaN  NaN  NaN 
 931    8.903550E+02    3.384079E-01 NaN  NaN     5.085179E-01 NaN  NaN  NaN  NaN  NaN  NaN 
 932    8.980744E+02    3.456726E-01    0.000000E+00    0.000000E+00    5.097096E-01    0.000000E+00    0.000000E+00    0.000000E+00    0.000000E+00    0.000000E+00    0.000000E+00
# shift of line  43


 933    8.980744E+02    0.000000E+00    0.000000E+00    0.000000E+00    5.097096E-01    0.000000E+00    0.000000E+00    0.000000E+00    0.000000E+00    0.000000E+00    0.000000E+00
 934    8.980744E+02    0.000000E+00    0.000000E+00    0.000000E+00    5.407292E-01    0.000000E+00    0.000000E+00    0.000000E+00    0.000000E+00    0.000000E+00    0.000000E+00
 935    8.980744E+02    0.000000E+00    0.000000E+00    0.000000E+00    3.456726E-01    0.000000E+00    0.000000E+00    0.000000E+00    0.000000E+00    0.000000E+00    0.000000E+00
# end of line  44


EOD


plot for [i=3:12] $OCT220731102356 using i:2 with lines ls (i-2+ 0) title columnheader(i)
pause mouse
